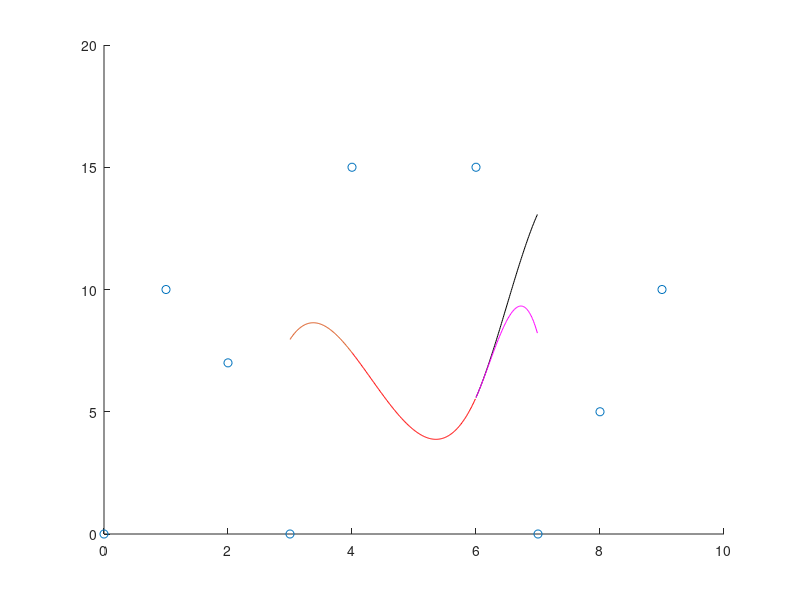

Recreate this plot in MATLAB. (Note: this script raises an error after producing the figure.)
clear all
clc
close all
%%
% M_4=[-1 3 -3 1; ...
%     3 -6 3 0; ...
%     -3 0 3 0; ...
%     1 4 1 0];
% 
% k_4=1/6;
% 
% P=[0 10 7 0 15 15 0];
% 
% ti=[0 1 2 3 4 5 6];
% tstep=[0:0.01:1];
% 
% M1=k_4*M_4*[P(1) P(1) P(1) P(2)]';
% M2=k_4*M_4*[P(1) P(1) P(2) P(3)]';
% M3=k_4*M_4*P(1:4)';
% M4=k_4*M_4*P(2:5)';
% M5=k_4*M_4*P(3:6)';
% 
% p1=[tstep'.^3 tstep'.^2 tstep'.^1 tstep'.^0]*M1;
% p2=[tstep'.^3 tstep'.^2 tstep'.^1 tstep'.^0]*M2;
% p3=[tstep'.^3 tstep'.^2 tstep'.^1 tstep'.^0]*M3;
% p4=[tstep'.^3 tstep'.^2 tstep'.^1 tstep'.^0]*M4;
% p5=[tstep'.^3 tstep'.^2 tstep'.^1 tstep'.^0]*M5;
% 
% figure;
% clf
% hold on
% plot(tstep-2,p1,'k');
% plot(tstep-1,p2,'r');
% plot(tstep,p3);
% plot(tstep+1,p4,'r');
% plot(tstep+2,p5,'k');
% hold off
% 
% figure;
% clf
% hold on
% plot(tstep-2,p1,'k');
% plot(tstep-1,p2,'r');
% plot(tstep,p3);
% plot(tstep*3+1,p4,'r');
% plot(tstep+4,p5,'k');
% hold off

%%
% M_6_=([
%   1  -5 10  -10 5   -1;
%   0  5  -20 30  -20 5;
%   0  10 -20 0   20  -10;
%   0  10 20  -60 20  10;
%   0  5  50  0   -50 -5;
%   0  1  26  66  26  1
%  ]);
% 
% M_6=M_6_(:,6:-1:1);
% 
% 
% k_6=1/120;
% 
% P=[0 10 7 0 15 15 0];
% 
% ti=[0 1 2 3 4 5 6];
% tstep=[0:0.01:1];
% 
% M1=k_6*M_6*[P(1) P(1) P(1) P(1) P(1) P(2)]';
% M2=k_6*M_6*[P(1) P(1) P(1) P(1) P(2) P(3)]';
% M3=k_6*M_6*[P(1) P(1) P(1) P(2) P(3) P(4)]';
% M4=k_6*M_6*[P(1) P(1) P(2) P(3) P(4) P(5)]';
% M5=k_6*M_6*[P(1) P(2) P(3) P(4) P(5) P(6)]';
% 
% p1=[tstep'.^5 tstep'.^4 tstep'.^3 tstep'.^2 tstep'.^1 tstep'.^0]*M1;
% p2=[tstep'.^5 tstep'.^4 tstep'.^3 tstep'.^2 tstep'.^1 tstep'.^0]*M2;
% p3=[tstep'.^5 tstep'.^4 tstep'.^3 tstep'.^2 tstep'.^1 tstep'.^0]*M3;
% p4=[tstep'.^5 tstep'.^4 tstep'.^3 tstep'.^2 tstep'.^1 tstep'.^0]*M4;
% p5=[tstep'.^5 tstep'.^4 tstep'.^3 tstep'.^2 tstep'.^1 tstep'.^0]*M5;
% 
% 
% figure;
% clf
% hold on
% plot(tstep-2,p1,'k');
% plot(tstep-1,p2,'r');
% plot(tstep,p3);
% plot(tstep+1,p4,'r');
% plot(tstep+2,p5,'k');
% hold off
%%
% clear all
% close all
% P=[0 10 7 0 15 15 0];
% ti=[0 1 2 3 4 5 6];
% tstep_1=[0:0.1:1-0.01]';
% tstep_2=[0:0.1:1-0.01]';
% tstep_3=[0:0.1:1-0.01]';
% 
% % N0=1;
% n=1;
% % N.t1=one;
% % N.ti(n-2)=[1 0 0];
% % N.ti(n-1)=[1 0 0];
% % ti=1;
% N=zeros(size(tstep_1,1)+size(tstep_2,1)+size(tstep_3,1),3);
% N(1:size(tstep_1,1),1)=ones(1:size(tstep_1,1),1);
% N(size(tstep_1,1)+1:size(tstep_1,1)+size(tstep_2,1),2)=ones(1:size(tstep_2,1),1);
% N(size(tstep_1,1)+size(tstep_2,1)+1:size(tstep_1,1)+size(tstep_2,1)+size(tstep_3,1),3)=ones(1:size(tstep_3,1),1);
% for i=1:n
%     N(:,1)=N(:,1).*(tstep_1-ti(1))/(ti(2)-ti(1))+ N(:,2).*(ti(1+n+1)-tstep_1)/(ti(1+n+1)-ti(1+1));
%     N(:,2)=N(:,2).*(tstep_2-ti(2))/(ti(3)-ti(2))+ N(:,3).*(ti(2+n+1)-tstep_2)/(ti(2+n+1)-ti(2+1));
%     N(:,3)=N(:,3).*(tstep_3-ti(3))/(ti(4)-ti(3));
% end

% % %%
% % P=[0 10 7 0 15 15 0 5 10];
% % 
% % ti=[0 1 2 3 4 5 6 7 8 9 10 11 12];
% % ti(6:end)=ti(6:end)+1;
% % 
% % n=3;
% % i=4;
% % 
% % tstep=[ti(i):0.01:ti(i+1)-0.01];
% % 
% % v1=[(ti(i+1)^3) -(3*ti(i+1)^2) (3*ti(i+1)) -(1)]/((-ti(i-2)+ti(i+1))*(-ti(i-1)+ti(i+1))*(-ti(i)+ti(i+1)));
% % v2=[-((ti(i-2)*ti(i+1)^2)/((-ti(i-2)+ti(i+1))*(-ti(i-1)+ti(i+1))*(-ti(i)+ti(i+1))))-(ti(i-1)*ti(i+1)*ti(i+2))/((-ti(i-1)+ti(i+1))*(-ti(i)+ti(i+1))*(-ti(i-1)+ti(i+2)))-(ti(i)*ti(i+2)^2)/((-ti(i)+ti(i+1))*(-ti(i-1)+ti(i+2))*(-ti(i)+ti(i+2))) ...
% %     (2*ti(i-2)*ti(i+1))/((-ti(i-2)+ti(i+1))*(-ti(i-1)+ti(i+1))*(-ti(i)+ti(i+1)))+ti(i+1)^2/((-ti(i-2)+ti(i+1))*(-ti(i-1)+ti(i+1))*(-ti(i)+ti(i+1)))+(ti(i-1)*ti(i+1))/((-ti(i-1)+ti(i+1))*(-ti(i)+ti(i+1))*(-ti(i-1)+ti(i+2)))+(ti(i-1)*ti(i+2))/((-ti(i-1)+ti(i+1))*(-ti(i)+ti(i+1))*(-ti(i-1)+ti(i+2)))+(ti(i+1)*ti(i+2))/((-ti(i-1)+ti(i+1))*(-ti(i)+ti(i+1))*(-ti(i-1)+ti(i+2)))+(2*ti(i)*ti(i+2))/((-ti(i)+ti(i+1))*(-ti(i-1)+ti(i+2))*(-ti(i)+ti(i+2)))+ti(i+2)^2/((-ti(i)+ti(i+1))*(-ti(i-1)+ti(i+2))*(-ti(i)+ti(i+2))) ...
% %     -(ti(i-2)/((-ti(i-2)+ti(i+1))*(-ti(i-1)+ti(i+1))*(-ti(i)+ti(i+1))))-(2*ti(i+1))/((-ti(i-2)+ti(i+1))*(-ti(i-1)+ti(i+1))*(-ti(i)+ti(i+1)))-ti(i-1)/((-ti(i-1)+ti(i+1))*(-ti(i)+ti(i+1))*(-ti(i-1)+ti(i+2)))-ti(i+1)/((-ti(i-1)+ti(i+1))*(-ti(i)+ti(i+1))*(-ti(i-1)+ti(i+2)))-ti(i+2)/((-ti(i-1)+ti(i+1))*(-ti(i)+ti(i+1))*(-ti(i-1)+ti(i+2)))-ti(i)/((-ti(i)+ti(i+1))*(-ti(i-1)+ti(i+2))*(-ti(i)+ti(i+2)))-(2*ti(i+2))/((-ti(i)+ti(i+1))*(-ti(i-1)+ti(i+2))*(-ti(i)+ti(i+2))) ...
% %     1/((-ti(i-2)+ti(i+1))*(-ti(i-1)+ti(i+1))*(-ti(i)+ti(i+1)))+1/((-ti(i-1)+ti(i+1))*(-ti(i)+ti(i+1))*(-ti(i-1)+ti(i+2)))+1/((-ti(i)+ti(i+1))*(-ti(i-1)+ti(i+2))*(-ti(i)+ti(i+2)))];
% % v3=[(ti(i-1)^2*ti(i+1))/((-ti(i-1)+ti(i+1))*(-ti(i)+ti(i+1))*(-ti(i-1)+ti(i+2)))+(ti(i-1)*ti(i)*ti(i+2))/((-ti(i)+ti(i+1))*(-ti(i-1)+ti(i+2))*(-ti(i)+ti(i+2)))+(ti(i)^2*ti(i+3))/((-ti(i)+ti(i+1))*(-ti(i)+ti(i+2))*(-ti(i)+ti(i+3))) ...
% %  -(ti(i-1)^2/((-ti(i-1)+ti(i+1))*(-ti(i)+ti(i+1))*(-ti(i-1)+ti(i+2))))-(2*ti(i-1)*ti(i+1))/((-ti(i-1)+ti(i+1))*(-ti(i)+ti(i+1))*(-ti(i-1)+ti(i+2)))-(ti(i-1)*ti(i))/((-ti(i)+ti(i+1))*(-ti(i-1)+ti(i+2))*(-ti(i)+ti(i+2)))-(ti(i-1)*ti(i+2))/((-ti(i)+ti(i+1))*(-ti(i-1)+ti(i+2))*(-ti(i)+ti(i+2)))-(ti(i)*ti(i+2))/((-ti(i)+ti(i+1))*(-ti(i-1)+ti(i+2))*(-ti(i)+ti(i+2)))-ti(i)^2/((-ti(i)+ti(i+1))*(-ti(i)+ti(i+2))*(-ti(i)+ti(i+3)))-(2*ti(i)*ti(i+3))/((-ti(i)+ti(i+1))*(-ti(i)+ti(i+2))*(-ti(i)+ti(i+3))) ...
% %     (2*ti(i-1))/((-ti(i-1)+ti(i+1))*(-ti(i)+ti(i+1))*(-ti(i-1)+ti(i+2)))+ti(i+1)/((-ti(i-1)+ti(i+1))*(-ti(i)+ti(i+1))*(-ti(i-1)+ti(i+2)))+ti(i-1)/((-ti(i)+ti(i+1))*(-ti(i-1)+ti(i+2))*(-ti(i)+ti(i+2)))+ti(i)/((-ti(i)+ti(i+1))*(-ti(i-1)+ti(i+2))*(-ti(i)+ti(i+2)))+ti(i+2)/((-ti(i)+ti(i+1))*(-ti(i-1)+ti(i+2))*(-ti(i)+ti(i+2)))+(2*ti(i))/((-ti(i)+ti(i+1))*(-ti(i)+ti(i+2))*(-ti(i)+ti(i+3)))+ti(i+3)/((-ti(i)+ti(i+1))*(-ti(i)+ti(i+2))*(-ti(i)+ti(i+3))) ...
% %     -(1/((-ti(i-1)+ti(i+1))*(-ti(i)+ti(i+1))*(-ti(i-1)+ti(i+2))))-1/((-ti(i)+ti(i+1))*(-ti(i-1)+ti(i+2))*(-ti(i)+ti(i+2)))-1/((-ti(i)+ti(i+1))*(-ti(i)+ti(i+2))*(-ti(i)+ti(i+3)))];
% % v4=[-(ti(i)^3) (3*ti(i)^2) -((3*ti(i))) 1]/((-ti(i)+ti(i+1))*(-ti(i)+ti(i+2))*(-ti(i)+ti(i+3)));
% % 
% % v=[v1' v2' v3' v4'];
% % 
% % % p=v*P(i:i+3)';
% % P(i-3:i)'
% % p=v*P(i-3:i)';
% % 
% % tm=[(tstep.^0)' (tstep.^1)' (tstep.^2)' (tstep.^3)'];
% % 
% % s=tm*p;
% % 
% % figure;
% % clf
% % hold on
% % plot(ti(1:9),P,'o')
% % plot(tstep,s)
% % hold off
% % %%
% % n=3;
% % i=5;
% % 
% % tstep=[ti(i):0.01:ti(i+1)-0.01];
% % 
% % v1=[(ti(i+1)^3) -(3*ti(i+1)^2) (3*ti(i+1)) -(1)]/((-ti(i-2)+ti(i+1))*(-ti(i-1)+ti(i+1))*(-ti(i)+ti(i+1)));
% % v2=[-((ti(i-2)*ti(i+1)^2)/((-ti(i-2)+ti(i+1))*(-ti(i-1)+ti(i+1))*(-ti(i)+ti(i+1))))-(ti(i-1)*ti(i+1)*ti(i+2))/((-ti(i-1)+ti(i+1))*(-ti(i)+ti(i+1))*(-ti(i-1)+ti(i+2)))-(ti(i)*ti(i+2)^2)/((-ti(i)+ti(i+1))*(-ti(i-1)+ti(i+2))*(-ti(i)+ti(i+2))) ...
% %     (2*ti(i-2)*ti(i+1))/((-ti(i-2)+ti(i+1))*(-ti(i-1)+ti(i+1))*(-ti(i)+ti(i+1)))+ti(i+1)^2/((-ti(i-2)+ti(i+1))*(-ti(i-1)+ti(i+1))*(-ti(i)+ti(i+1)))+(ti(i-1)*ti(i+1))/((-ti(i-1)+ti(i+1))*(-ti(i)+ti(i+1))*(-ti(i-1)+ti(i+2)))+(ti(i-1)*ti(i+2))/((-ti(i-1)+ti(i+1))*(-ti(i)+ti(i+1))*(-ti(i-1)+ti(i+2)))+(ti(i+1)*ti(i+2))/((-ti(i-1)+ti(i+1))*(-ti(i)+ti(i+1))*(-ti(i-1)+ti(i+2)))+(2*ti(i)*ti(i+2))/((-ti(i)+ti(i+1))*(-ti(i-1)+ti(i+2))*(-ti(i)+ti(i+2)))+ti(i+2)^2/((-ti(i)+ti(i+1))*(-ti(i-1)+ti(i+2))*(-ti(i)+ti(i+2))) ...
% %     -(ti(i-2)/((-ti(i-2)+ti(i+1))*(-ti(i-1)+ti(i+1))*(-ti(i)+ti(i+1))))-(2*ti(i+1))/((-ti(i-2)+ti(i+1))*(-ti(i-1)+ti(i+1))*(-ti(i)+ti(i+1)))-ti(i-1)/((-ti(i-1)+ti(i+1))*(-ti(i)+ti(i+1))*(-ti(i-1)+ti(i+2)))-ti(i+1)/((-ti(i-1)+ti(i+1))*(-ti(i)+ti(i+1))*(-ti(i-1)+ti(i+2)))-ti(i+2)/((-ti(i-1)+ti(i+1))*(-ti(i)+ti(i+1))*(-ti(i-1)+ti(i+2)))-ti(i)/((-ti(i)+ti(i+1))*(-ti(i-1)+ti(i+2))*(-ti(i)+ti(i+2)))-(2*ti(i+2))/((-ti(i)+ti(i+1))*(-ti(i-1)+ti(i+2))*(-ti(i)+ti(i+2))) ...
% %     1/((-ti(i-2)+ti(i+1))*(-ti(i-1)+ti(i+1))*(-ti(i)+ti(i+1)))+1/((-ti(i-1)+ti(i+1))*(-ti(i)+ti(i+1))*(-ti(i-1)+ti(i+2)))+1/((-ti(i)+ti(i+1))*(-ti(i-1)+ti(i+2))*(-ti(i)+ti(i+2)))];
% % v3=[(ti(i-1)^2*ti(i+1))/((-ti(i-1)+ti(i+1))*(-ti(i)+ti(i+1))*(-ti(i-1)+ti(i+2)))+(ti(i-1)*ti(i)*ti(i+2))/((-ti(i)+ti(i+1))*(-ti(i-1)+ti(i+2))*(-ti(i)+ti(i+2)))+(ti(i)^2*ti(i+3))/((-ti(i)+ti(i+1))*(-ti(i)+ti(i+2))*(-ti(i)+ti(i+3))) ...
% %  -(ti(i-1)^2/((-ti(i-1)+ti(i+1))*(-ti(i)+ti(i+1))*(-ti(i-1)+ti(i+2))))-(2*ti(i-1)*ti(i+1))/((-ti(i-1)+ti(i+1))*(-ti(i)+ti(i+1))*(-ti(i-1)+ti(i+2)))-(ti(i-1)*ti(i))/((-ti(i)+ti(i+1))*(-ti(i-1)+ti(i+2))*(-ti(i)+ti(i+2)))-(ti(i-1)*ti(i+2))/((-ti(i)+ti(i+1))*(-ti(i-1)+ti(i+2))*(-ti(i)+ti(i+2)))-(ti(i)*ti(i+2))/((-ti(i)+ti(i+1))*(-ti(i-1)+ti(i+2))*(-ti(i)+ti(i+2)))-ti(i)^2/((-ti(i)+ti(i+1))*(-ti(i)+ti(i+2))*(-ti(i)+ti(i+3)))-(2*ti(i)*ti(i+3))/((-ti(i)+ti(i+1))*(-ti(i)+ti(i+2))*(-ti(i)+ti(i+3))) ...
% %     (2*ti(i-1))/((-ti(i-1)+ti(i+1))*(-ti(i)+ti(i+1))*(-ti(i-1)+ti(i+2)))+ti(i+1)/((-ti(i-1)+ti(i+1))*(-ti(i)+ti(i+1))*(-ti(i-1)+ti(i+2)))+ti(i-1)/((-ti(i)+ti(i+1))*(-ti(i-1)+ti(i+2))*(-ti(i)+ti(i+2)))+ti(i)/((-ti(i)+ti(i+1))*(-ti(i-1)+ti(i+2))*(-ti(i)+ti(i+2)))+ti(i+2)/((-ti(i)+ti(i+1))*(-ti(i-1)+ti(i+2))*(-ti(i)+ti(i+2)))+(2*ti(i))/((-ti(i)+ti(i+1))*(-ti(i)+ti(i+2))*(-ti(i)+ti(i+3)))+ti(i+3)/((-ti(i)+ti(i+1))*(-ti(i)+ti(i+2))*(-ti(i)+ti(i+3))) ...
% %     -(1/((-ti(i-1)+ti(i+1))*(-ti(i)+ti(i+1))*(-ti(i-1)+ti(i+2))))-1/((-ti(i)+ti(i+1))*(-ti(i-1)+ti(i+2))*(-ti(i)+ti(i+2)))-1/((-ti(i)+ti(i+1))*(-ti(i)+ti(i+2))*(-ti(i)+ti(i+3)))];
% % v4=[-(ti(i)^3) (3*ti(i)^2) -((3*ti(i))) 1]/((-ti(i)+ti(i+1))*(-ti(i)+ti(i+2))*(-ti(i)+ti(i+3)));
% % v=[v1' v2' v3' v4'];
% % 
% % % p=v*P(i:i+3)';
% % p=v*P(i-3:i)';
% % 
% % tm=[(tstep.^0)' (tstep.^1)' (tstep.^2)' (tstep.^3)'];
% % 
% % s=tm*p;
% % hold on
% % plot(tstep,s,'r')
% % hold off
% % %%
% % n=3;
% % i=6;
% % 
% % tstep=[ti(i):0.01:ti(i+1)-0.01];
% % 
% % v1=[(ti(i+1)^3) -(3*ti(i+1)^2) (3*ti(i+1)) -(1)]/((-ti(i-2)+ti(i+1))*(-ti(i-1)+ti(i+1))*(-ti(i)+ti(i+1)));
% % v2=[-((ti(i-2)*ti(i+1)^2)/((-ti(i-2)+ti(i+1))*(-ti(i-1)+ti(i+1))*(-ti(i)+ti(i+1))))-(ti(i-1)*ti(i+1)*ti(i+2))/((-ti(i-1)+ti(i+1))*(-ti(i)+ti(i+1))*(-ti(i-1)+ti(i+2)))-(ti(i)*ti(i+2)^2)/((-ti(i)+ti(i+1))*(-ti(i-1)+ti(i+2))*(-ti(i)+ti(i+2))) ...
% %     (2*ti(i-2)*ti(i+1))/((-ti(i-2)+ti(i+1))*(-ti(i-1)+ti(i+1))*(-ti(i)+ti(i+1)))+ti(i+1)^2/((-ti(i-2)+ti(i+1))*(-ti(i-1)+ti(i+1))*(-ti(i)+ti(i+1)))+(ti(i-1)*ti(i+1))/((-ti(i-1)+ti(i+1))*(-ti(i)+ti(i+1))*(-ti(i-1)+ti(i+2)))+(ti(i-1)*ti(i+2))/((-ti(i-1)+ti(i+1))*(-ti(i)+ti(i+1))*(-ti(i-1)+ti(i+2)))+(ti(i+1)*ti(i+2))/((-ti(i-1)+ti(i+1))*(-ti(i)+ti(i+1))*(-ti(i-1)+ti(i+2)))+(2*ti(i)*ti(i+2))/((-ti(i)+ti(i+1))*(-ti(i-1)+ti(i+2))*(-ti(i)+ti(i+2)))+ti(i+2)^2/((-ti(i)+ti(i+1))*(-ti(i-1)+ti(i+2))*(-ti(i)+ti(i+2))) ...
% %     -(ti(i-2)/((-ti(i-2)+ti(i+1))*(-ti(i-1)+ti(i+1))*(-ti(i)+ti(i+1))))-(2*ti(i+1))/((-ti(i-2)+ti(i+1))*(-ti(i-1)+ti(i+1))*(-ti(i)+ti(i+1)))-ti(i-1)/((-ti(i-1)+ti(i+1))*(-ti(i)+ti(i+1))*(-ti(i-1)+ti(i+2)))-ti(i+1)/((-ti(i-1)+ti(i+1))*(-ti(i)+ti(i+1))*(-ti(i-1)+ti(i+2)))-ti(i+2)/((-ti(i-1)+ti(i+1))*(-ti(i)+ti(i+1))*(-ti(i-1)+ti(i+2)))-ti(i)/((-ti(i)+ti(i+1))*(-ti(i-1)+ti(i+2))*(-ti(i)+ti(i+2)))-(2*ti(i+2))/((-ti(i)+ti(i+1))*(-ti(i-1)+ti(i+2))*(-ti(i)+ti(i+2))) ...
% %     1/((-ti(i-2)+ti(i+1))*(-ti(i-1)+ti(i+1))*(-ti(i)+ti(i+1)))+1/((-ti(i-1)+ti(i+1))*(-ti(i)+ti(i+1))*(-ti(i-1)+ti(i+2)))+1/((-ti(i)+ti(i+1))*(-ti(i-1)+ti(i+2))*(-ti(i)+ti(i+2)))];
% % v3=[(ti(i-1)^2*ti(i+1))/((-ti(i-1)+ti(i+1))*(-ti(i)+ti(i+1))*(-ti(i-1)+ti(i+2)))+(ti(i-1)*ti(i)*ti(i+2))/((-ti(i)+ti(i+1))*(-ti(i-1)+ti(i+2))*(-ti(i)+ti(i+2)))+(ti(i)^2*ti(i+3))/((-ti(i)+ti(i+1))*(-ti(i)+ti(i+2))*(-ti(i)+ti(i+3))) ...
% %  -(ti(i-1)^2/((-ti(i-1)+ti(i+1))*(-ti(i)+ti(i+1))*(-ti(i-1)+ti(i+2))))-(2*ti(i-1)*ti(i+1))/((-ti(i-1)+ti(i+1))*(-ti(i)+ti(i+1))*(-ti(i-1)+ti(i+2)))-(ti(i-1)*ti(i))/((-ti(i)+ti(i+1))*(-ti(i-1)+ti(i+2))*(-ti(i)+ti(i+2)))-(ti(i-1)*ti(i+2))/((-ti(i)+ti(i+1))*(-ti(i-1)+ti(i+2))*(-ti(i)+ti(i+2)))-(ti(i)*ti(i+2))/((-ti(i)+ti(i+1))*(-ti(i-1)+ti(i+2))*(-ti(i)+ti(i+2)))-ti(i)^2/((-ti(i)+ti(i+1))*(-ti(i)+ti(i+2))*(-ti(i)+ti(i+3)))-(2*ti(i)*ti(i+3))/((-ti(i)+ti(i+1))*(-ti(i)+ti(i+2))*(-ti(i)+ti(i+3))) ...
% %     (2*ti(i-1))/((-ti(i-1)+ti(i+1))*(-ti(i)+ti(i+1))*(-ti(i-1)+ti(i+2)))+ti(i+1)/((-ti(i-1)+ti(i+1))*(-ti(i)+ti(i+1))*(-ti(i-1)+ti(i+2)))+ti(i-1)/((-ti(i)+ti(i+1))*(-ti(i-1)+ti(i+2))*(-ti(i)+ti(i+2)))+ti(i)/((-ti(i)+ti(i+1))*(-ti(i-1)+ti(i+2))*(-ti(i)+ti(i+2)))+ti(i+2)/((-ti(i)+ti(i+1))*(-ti(i-1)+ti(i+2))*(-ti(i)+ti(i+2)))+(2*ti(i))/((-ti(i)+ti(i+1))*(-ti(i)+ti(i+2))*(-ti(i)+ti(i+3)))+ti(i+3)/((-ti(i)+ti(i+1))*(-ti(i)+ti(i+2))*(-ti(i)+ti(i+3))) ...
% %     -(1/((-ti(i-1)+ti(i+1))*(-ti(i)+ti(i+1))*(-ti(i-1)+ti(i+2))))-1/((-ti(i)+ti(i+1))*(-ti(i-1)+ti(i+2))*(-ti(i)+ti(i+2)))-1/((-ti(i)+ti(i+1))*(-ti(i)+ti(i+2))*(-ti(i)+ti(i+3)))];
% % v4=[-(ti(i)^3) (3*ti(i)^2) -((3*ti(i))) 1]/((-ti(i)+ti(i+1))*(-ti(i)+ti(i+2))*(-ti(i)+ti(i+3)));
% % v=[v1' v2' v3' v4'];
% % 
% % % p=v*P(i:i+3)';
% % p=v*P(i-3:i)';
% % 
% % tm=[(tstep.^0)' (tstep.^1)' (tstep.^2)' (tstep.^3)'];
% % 
% % s=tm*p;
% % hold on
% % plot(tstep,s,'k')
% % hold off
% % % %%
% % % n=
% % % v=[-(ti(n)^3) (3*ti(n)^2) -(3*ti(n)) 1]/((-ti(n)+ti(n+1))*(-ti(n)+ti(n+2))*(-ti(n)+ti(n+2)));
% % %%
% % n=3;
% % i=3;
% % 
% % tstep=[ti(i):0.01:ti(i+1)-0.01];
% % 
% % v1=[(ti(i+1)^3) -(3*ti(i+1)^2) (3*ti(i+1)) -(1)]/((-ti(i-2)+ti(i+1))*(-ti(i-1)+ti(i+1))*(-ti(i)+ti(i+1)));
% % v2=[-((ti(i-2)*ti(i+1)^2)/((-ti(i-2)+ti(i+1))*(-ti(i-1)+ti(i+1))*(-ti(i)+ti(i+1))))-(ti(i-1)*ti(i+1)*ti(i+2))/((-ti(i-1)+ti(i+1))*(-ti(i)+ti(i+1))*(-ti(i-1)+ti(i+2)))-(ti(i)*ti(i+2)^2)/((-ti(i)+ti(i+1))*(-ti(i-1)+ti(i+2))*(-ti(i)+ti(i+2))) ...
% %     (2*ti(i-2)*ti(i+1))/((-ti(i-2)+ti(i+1))*(-ti(i-1)+ti(i+1))*(-ti(i)+ti(i+1)))+ti(i+1)^2/((-ti(i-2)+ti(i+1))*(-ti(i-1)+ti(i+1))*(-ti(i)+ti(i+1)))+(ti(i-1)*ti(i+1))/((-ti(i-1)+ti(i+1))*(-ti(i)+ti(i+1))*(-ti(i-1)+ti(i+2)))+(ti(i-1)*ti(i+2))/((-ti(i-1)+ti(i+1))*(-ti(i)+ti(i+1))*(-ti(i-1)+ti(i+2)))+(ti(i+1)*ti(i+2))/((-ti(i-1)+ti(i+1))*(-ti(i)+ti(i+1))*(-ti(i-1)+ti(i+2)))+(2*ti(i)*ti(i+2))/((-ti(i)+ti(i+1))*(-ti(i-1)+ti(i+2))*(-ti(i)+ti(i+2)))+ti(i+2)^2/((-ti(i)+ti(i+1))*(-ti(i-1)+ti(i+2))*(-ti(i)+ti(i+2))) ...
% %     -(ti(i-2)/((-ti(i-2)+ti(i+1))*(-ti(i-1)+ti(i+1))*(-ti(i)+ti(i+1))))-(2*ti(i+1))/((-ti(i-2)+ti(i+1))*(-ti(i-1)+ti(i+1))*(-ti(i)+ti(i+1)))-ti(i-1)/((-ti(i-1)+ti(i+1))*(-ti(i)+ti(i+1))*(-ti(i-1)+ti(i+2)))-ti(i+1)/((-ti(i-1)+ti(i+1))*(-ti(i)+ti(i+1))*(-ti(i-1)+ti(i+2)))-ti(i+2)/((-ti(i-1)+ti(i+1))*(-ti(i)+ti(i+1))*(-ti(i-1)+ti(i+2)))-ti(i)/((-ti(i)+ti(i+1))*(-ti(i-1)+ti(i+2))*(-ti(i)+ti(i+2)))-(2*ti(i+2))/((-ti(i)+ti(i+1))*(-ti(i-1)+ti(i+2))*(-ti(i)+ti(i+2))) ...
% %     1/((-ti(i-2)+ti(i+1))*(-ti(i-1)+ti(i+1))*(-ti(i)+ti(i+1)))+1/((-ti(i-1)+ti(i+1))*(-ti(i)+ti(i+1))*(-ti(i-1)+ti(i+2)))+1/((-ti(i)+ti(i+1))*(-ti(i-1)+ti(i+2))*(-ti(i)+ti(i+2)))];
% % v3=[(ti(i-1)^2*ti(i+1))/((-ti(i-1)+ti(i+1))*(-ti(i)+ti(i+1))*(-ti(i-1)+ti(i+2)))+(ti(i-1)*ti(i)*ti(i+2))/((-ti(i)+ti(i+1))*(-ti(i-1)+ti(i+2))*(-ti(i)+ti(i+2)))+(ti(i)^2*ti(i+3))/((-ti(i)+ti(i+1))*(-ti(i)+ti(i+2))*(-ti(i)+ti(i+3))) ...
% %  -(ti(i-1)^2/((-ti(i-1)+ti(i+1))*(-ti(i)+ti(i+1))*(-ti(i-1)+ti(i+2))))-(2*ti(i-1)*ti(i+1))/((-ti(i-1)+ti(i+1))*(-ti(i)+ti(i+1))*(-ti(i-1)+ti(i+2)))-(ti(i-1)*ti(i))/((-ti(i)+ti(i+1))*(-ti(i-1)+ti(i+2))*(-ti(i)+ti(i+2)))-(ti(i-1)*ti(i+2))/((-ti(i)+ti(i+1))*(-ti(i-1)+ti(i+2))*(-ti(i)+ti(i+2)))-(ti(i)*ti(i+2))/((-ti(i)+ti(i+1))*(-ti(i-1)+ti(i+2))*(-ti(i)+ti(i+2)))-ti(i)^2/((-ti(i)+ti(i+1))*(-ti(i)+ti(i+2))*(-ti(i)+ti(i+3)))-(2*ti(i)*ti(i+3))/((-ti(i)+ti(i+1))*(-ti(i)+ti(i+2))*(-ti(i)+ti(i+3))) ...
% %     (2*ti(i-1))/((-ti(i-1)+ti(i+1))*(-ti(i)+ti(i+1))*(-ti(i-1)+ti(i+2)))+ti(i+1)/((-ti(i-1)+ti(i+1))*(-ti(i)+ti(i+1))*(-ti(i-1)+ti(i+2)))+ti(i-1)/((-ti(i)+ti(i+1))*(-ti(i-1)+ti(i+2))*(-ti(i)+ti(i+2)))+ti(i)/((-ti(i)+ti(i+1))*(-ti(i-1)+ti(i+2))*(-ti(i)+ti(i+2)))+ti(i+2)/((-ti(i)+ti(i+1))*(-ti(i-1)+ti(i+2))*(-ti(i)+ti(i+2)))+(2*ti(i))/((-ti(i)+ti(i+1))*(-ti(i)+ti(i+2))*(-ti(i)+ti(i+3)))+ti(i+3)/((-ti(i)+ti(i+1))*(-ti(i)+ti(i+2))*(-ti(i)+ti(i+3))) ...
% %     -(1/((-ti(i-1)+ti(i+1))*(-ti(i)+ti(i+1))*(-ti(i-1)+ti(i+2))))-1/((-ti(i)+ti(i+1))*(-ti(i-1)+ti(i+2))*(-ti(i)+ti(i+2)))-1/((-ti(i)+ti(i+1))*(-ti(i)+ti(i+2))*(-ti(i)+ti(i+3)))];
% % v4=[-(ti(i)^3) (3*ti(i)^2) -((3*ti(i))) 1]/((-ti(i)+ti(i+1))*(-ti(i)+ti(i+2))*(-ti(i)+ti(i+3)));
% % 
% % v=[v2' v3' v4'];
% % 
% % % p=v*P(i:i+3)';
% % p=v*P(i-2:i)';
% % 
% % tm=[(tstep.^0)' (tstep.^1)' (tstep.^2)' (tstep.^3)'];
% % 
% % s=tm*p;
% % hold on
% % plot(tstep,s,'k')
% % hold off
% % %%
% % n=3;
% % i=2;
% % 
% % tstep=[ti(i):0.01:ti(i+1)-0.01];
% % 
% % v3=[(ti(i-1)^2*ti(i+1))/((-ti(i-1)+ti(i+1))*(-ti(i)+ti(i+1))*(-ti(i-1)+ti(i+2)))+(ti(i-1)*ti(i)*ti(i+2))/((-ti(i)+ti(i+1))*(-ti(i-1)+ti(i+2))*(-ti(i)+ti(i+2)))+(ti(i)^2*ti(i+3))/((-ti(i)+ti(i+1))*(-ti(i)+ti(i+2))*(-ti(i)+ti(i+3))) ...
% %  -(ti(i-1)^2/((-ti(i-1)+ti(i+1))*(-ti(i)+ti(i+1))*(-ti(i-1)+ti(i+2))))-(2*ti(i-1)*ti(i+1))/((-ti(i-1)+ti(i+1))*(-ti(i)+ti(i+1))*(-ti(i-1)+ti(i+2)))-(ti(i-1)*ti(i))/((-ti(i)+ti(i+1))*(-ti(i-1)+ti(i+2))*(-ti(i)+ti(i+2)))-(ti(i-1)*ti(i+2))/((-ti(i)+ti(i+1))*(-ti(i-1)+ti(i+2))*(-ti(i)+ti(i+2)))-(ti(i)*ti(i+2))/((-ti(i)+ti(i+1))*(-ti(i-1)+ti(i+2))*(-ti(i)+ti(i+2)))-ti(i)^2/((-ti(i)+ti(i+1))*(-ti(i)+ti(i+2))*(-ti(i)+ti(i+3)))-(2*ti(i)*ti(i+3))/((-ti(i)+ti(i+1))*(-ti(i)+ti(i+2))*(-ti(i)+ti(i+3))) ...
% %     (2*ti(i-1))/((-ti(i-1)+ti(i+1))*(-ti(i)+ti(i+1))*(-ti(i-1)+ti(i+2)))+ti(i+1)/((-ti(i-1)+ti(i+1))*(-ti(i)+ti(i+1))*(-ti(i-1)+ti(i+2)))+ti(i-1)/((-ti(i)+ti(i+1))*(-ti(i-1)+ti(i+2))*(-ti(i)+ti(i+2)))+ti(i)/((-ti(i)+ti(i+1))*(-ti(i-1)+ti(i+2))*(-ti(i)+ti(i+2)))+ti(i+2)/((-ti(i)+ti(i+1))*(-ti(i-1)+ti(i+2))*(-ti(i)+ti(i+2)))+(2*ti(i))/((-ti(i)+ti(i+1))*(-ti(i)+ti(i+2))*(-ti(i)+ti(i+3)))+ti(i+3)/((-ti(i)+ti(i+1))*(-ti(i)+ti(i+2))*(-ti(i)+ti(i+3))) ...
% %     -(1/((-ti(i-1)+ti(i+1))*(-ti(i)+ti(i+1))*(-ti(i-1)+ti(i+2))))-1/((-ti(i)+ti(i+1))*(-ti(i-1)+ti(i+2))*(-ti(i)+ti(i+2)))-1/((-ti(i)+ti(i+1))*(-ti(i)+ti(i+2))*(-ti(i)+ti(i+3)))];
% % v4=[-(ti(i)^3) (3*ti(i)^2) -((3*ti(i))) 1]/((-ti(i)+ti(i+1))*(-ti(i)+ti(i+2))*(-ti(i)+ti(i+3)));
% % 
% % v=[v3' v4'];
% % 
% % % p=v*P(i:i+3)';
% % p=v*P(i-1:i)';
% % 
% % tm=[(tstep.^0)' (tstep.^1)' (tstep.^2)' (tstep.^3)'];
% % 
% % s=tm*p;
% % hold on
% % plot(tstep,s,'r')
% % hold off
% % %%
% % n=3;
% % i=1;
% % 
% % tstep=[ti(i):0.01:ti(i+1)-0.01];
% % 
% % v4=[-(ti(i)^3) (3*ti(i)^2) -((3*ti(i))) 1]/((-ti(i)+ti(i+1))*(-ti(i)+ti(i+2))*(-ti(i)+ti(i+3)));
% % 
% % v=[v4'];
% % 
% % % p=v*P(i:i+3)';
% % p=v*P(i:i)';
% % 
% % tm=[(tstep.^0)' (tstep.^1)' (tstep.^2)' (tstep.^3)'];
% % 
% % s=tm*p;
% % hold on
% % plot(tstep,s,'b')
% % hold off


%%
clear all
P=[0 10 7 0 15 15 0 5 10];

ti=[0 1 2 3 4 5 6 7 8 9 10 11 12];
ti(6:end)=ti(6:end)+1;

n=3;
i=4;

tstep=[ti(i):0.01:ti(i+1)-0.01];
tstep=[ti(i):0.01:ti(i+1)];


v1=[(ti(i+1)^3) -(3*ti(i+1)^2) (3*ti(i+1)) -(1)]/((-ti(i-2)+ti(i+1))*(-ti(i-1)+ti(i+1))*(-ti(i)+ti(i+1)));
v2=[-((ti(i-2)*ti(i+1)^2)/((-ti(i-2)+ti(i+1))*(-ti(i-1)+ti(i+1))*(-ti(i)+ti(i+1))))-(ti(i-1)*ti(i+1)*ti(i+2))/((-ti(i-1)+ti(i+1))*(-ti(i)+ti(i+1))*(-ti(i-1)+ti(i+2)))-(ti(i)*ti(i+2)^2)/((-ti(i)+ti(i+1))*(-ti(i-1)+ti(i+2))*(-ti(i)+ti(i+2))) ...
    (2*ti(i-2)*ti(i+1))/((-ti(i-2)+ti(i+1))*(-ti(i-1)+ti(i+1))*(-ti(i)+ti(i+1)))+ti(i+1)^2/((-ti(i-2)+ti(i+1))*(-ti(i-1)+ti(i+1))*(-ti(i)+ti(i+1)))+(ti(i-1)*ti(i+1))/((-ti(i-1)+ti(i+1))*(-ti(i)+ti(i+1))*(-ti(i-1)+ti(i+2)))+(ti(i-1)*ti(i+2))/((-ti(i-1)+ti(i+1))*(-ti(i)+ti(i+1))*(-ti(i-1)+ti(i+2)))+(ti(i+1)*ti(i+2))/((-ti(i-1)+ti(i+1))*(-ti(i)+ti(i+1))*(-ti(i-1)+ti(i+2)))+(2*ti(i)*ti(i+2))/((-ti(i)+ti(i+1))*(-ti(i-1)+ti(i+2))*(-ti(i)+ti(i+2)))+ti(i+2)^2/((-ti(i)+ti(i+1))*(-ti(i-1)+ti(i+2))*(-ti(i)+ti(i+2))) ...
    -(ti(i-2)/((-ti(i-2)+ti(i+1))*(-ti(i-1)+ti(i+1))*(-ti(i)+ti(i+1))))-(2*ti(i+1))/((-ti(i-2)+ti(i+1))*(-ti(i-1)+ti(i+1))*(-ti(i)+ti(i+1)))-ti(i-1)/((-ti(i-1)+ti(i+1))*(-ti(i)+ti(i+1))*(-ti(i-1)+ti(i+2)))-ti(i+1)/((-ti(i-1)+ti(i+1))*(-ti(i)+ti(i+1))*(-ti(i-1)+ti(i+2)))-ti(i+2)/((-ti(i-1)+ti(i+1))*(-ti(i)+ti(i+1))*(-ti(i-1)+ti(i+2)))-ti(i)/((-ti(i)+ti(i+1))*(-ti(i-1)+ti(i+2))*(-ti(i)+ti(i+2)))-(2*ti(i+2))/((-ti(i)+ti(i+1))*(-ti(i-1)+ti(i+2))*(-ti(i)+ti(i+2))) ...
    1/((-ti(i-2)+ti(i+1))*(-ti(i-1)+ti(i+1))*(-ti(i)+ti(i+1)))+1/((-ti(i-1)+ti(i+1))*(-ti(i)+ti(i+1))*(-ti(i-1)+ti(i+2)))+1/((-ti(i)+ti(i+1))*(-ti(i-1)+ti(i+2))*(-ti(i)+ti(i+2)))];
v3=[(ti(i-1)^2*ti(i+1))/((-ti(i-1)+ti(i+1))*(-ti(i)+ti(i+1))*(-ti(i-1)+ti(i+2)))+(ti(i-1)*ti(i)*ti(i+2))/((-ti(i)+ti(i+1))*(-ti(i-1)+ti(i+2))*(-ti(i)+ti(i+2)))+(ti(i)^2*ti(i+3))/((-ti(i)+ti(i+1))*(-ti(i)+ti(i+2))*(-ti(i)+ti(i+3))) ...
 -(ti(i-1)^2/((-ti(i-1)+ti(i+1))*(-ti(i)+ti(i+1))*(-ti(i-1)+ti(i+2))))-(2*ti(i-1)*ti(i+1))/((-ti(i-1)+ti(i+1))*(-ti(i)+ti(i+1))*(-ti(i-1)+ti(i+2)))-(ti(i-1)*ti(i))/((-ti(i)+ti(i+1))*(-ti(i-1)+ti(i+2))*(-ti(i)+ti(i+2)))-(ti(i-1)*ti(i+2))/((-ti(i)+ti(i+1))*(-ti(i-1)+ti(i+2))*(-ti(i)+ti(i+2)))-(ti(i)*ti(i+2))/((-ti(i)+ti(i+1))*(-ti(i-1)+ti(i+2))*(-ti(i)+ti(i+2)))-ti(i)^2/((-ti(i)+ti(i+1))*(-ti(i)+ti(i+2))*(-ti(i)+ti(i+3)))-(2*ti(i)*ti(i+3))/((-ti(i)+ti(i+1))*(-ti(i)+ti(i+2))*(-ti(i)+ti(i+3))) ...
    (2*ti(i-1))/((-ti(i-1)+ti(i+1))*(-ti(i)+ti(i+1))*(-ti(i-1)+ti(i+2)))+ti(i+1)/((-ti(i-1)+ti(i+1))*(-ti(i)+ti(i+1))*(-ti(i-1)+ti(i+2)))+ti(i-1)/((-ti(i)+ti(i+1))*(-ti(i-1)+ti(i+2))*(-ti(i)+ti(i+2)))+ti(i)/((-ti(i)+ti(i+1))*(-ti(i-1)+ti(i+2))*(-ti(i)+ti(i+2)))+ti(i+2)/((-ti(i)+ti(i+1))*(-ti(i-1)+ti(i+2))*(-ti(i)+ti(i+2)))+(2*ti(i))/((-ti(i)+ti(i+1))*(-ti(i)+ti(i+2))*(-ti(i)+ti(i+3)))+ti(i+3)/((-ti(i)+ti(i+1))*(-ti(i)+ti(i+2))*(-ti(i)+ti(i+3))) ...
    -(1/((-ti(i-1)+ti(i+1))*(-ti(i)+ti(i+1))*(-ti(i-1)+ti(i+2))))-1/((-ti(i)+ti(i+1))*(-ti(i-1)+ti(i+2))*(-ti(i)+ti(i+2)))-1/((-ti(i)+ti(i+1))*(-ti(i)+ti(i+2))*(-ti(i)+ti(i+3)))];
v4=[-(ti(i)^3) (3*ti(i)^2) -((3*ti(i))) 1]/((-ti(i)+ti(i+1))*(-ti(i)+ti(i+2))*(-ti(i)+ti(i+3)));

v=[v1' v2' v3' v4'];

% p=v*P(i:i+3)';

tm=[(tstep.^0)' (tstep.^1)' (tstep.^2)' (tstep.^3)'];
tm_d=[0*(tstep.^0)' 1*(tstep.^0)' 2*(tstep.^1)' 3*(tstep.^2)'];
tm_dd=[0*(tstep.^0)' 0*1*(tstep.^0)' 1*2*(tstep.^0)' 2*3*(tstep.^1)'];

% syms a b c d
% [sol_a, sol_b, sol_c, sol_d]=solve([tm(1,:);tm_d(1,:);tm_dd(1,:);tm(end,:)]*v*[a;b;c;d]==[0;0;0;1]);

p=v*P(i-3:i)';
% p=v*[sol_a; sol_b; sol_c; sol_d];
s=tm*p;
% s=tm_d*p;
% s=tm_dd*p;

figure;
clf
hold on
plot(ti(1:9),P,'o')
plot(tstep,s)
hold off
%%%%
%%
n=3;
i=5;

tstep=[ti(i):0.01:ti(i+1)-0.01];

v1=[(ti(i+1)^3) -(3*ti(i+1)^2) (3*ti(i+1)) -(1)]/((-ti(i-2)+ti(i+1))*(-ti(i-1)+ti(i+1))*(-ti(i)+ti(i+1)));
v2=[-((ti(i-2)*ti(i+1)^2)/((-ti(i-2)+ti(i+1))*(-ti(i-1)+ti(i+1))*(-ti(i)+ti(i+1))))-(ti(i-1)*ti(i+1)*ti(i+2))/((-ti(i-1)+ti(i+1))*(-ti(i)+ti(i+1))*(-ti(i-1)+ti(i+2)))-(ti(i)*ti(i+2)^2)/((-ti(i)+ti(i+1))*(-ti(i-1)+ti(i+2))*(-ti(i)+ti(i+2))) ...
    (2*ti(i-2)*ti(i+1))/((-ti(i-2)+ti(i+1))*(-ti(i-1)+ti(i+1))*(-ti(i)+ti(i+1)))+ti(i+1)^2/((-ti(i-2)+ti(i+1))*(-ti(i-1)+ti(i+1))*(-ti(i)+ti(i+1)))+(ti(i-1)*ti(i+1))/((-ti(i-1)+ti(i+1))*(-ti(i)+ti(i+1))*(-ti(i-1)+ti(i+2)))+(ti(i-1)*ti(i+2))/((-ti(i-1)+ti(i+1))*(-ti(i)+ti(i+1))*(-ti(i-1)+ti(i+2)))+(ti(i+1)*ti(i+2))/((-ti(i-1)+ti(i+1))*(-ti(i)+ti(i+1))*(-ti(i-1)+ti(i+2)))+(2*ti(i)*ti(i+2))/((-ti(i)+ti(i+1))*(-ti(i-1)+ti(i+2))*(-ti(i)+ti(i+2)))+ti(i+2)^2/((-ti(i)+ti(i+1))*(-ti(i-1)+ti(i+2))*(-ti(i)+ti(i+2))) ...
    -(ti(i-2)/((-ti(i-2)+ti(i+1))*(-ti(i-1)+ti(i+1))*(-ti(i)+ti(i+1))))-(2*ti(i+1))/((-ti(i-2)+ti(i+1))*(-ti(i-1)+ti(i+1))*(-ti(i)+ti(i+1)))-ti(i-1)/((-ti(i-1)+ti(i+1))*(-ti(i)+ti(i+1))*(-ti(i-1)+ti(i+2)))-ti(i+1)/((-ti(i-1)+ti(i+1))*(-ti(i)+ti(i+1))*(-ti(i-1)+ti(i+2)))-ti(i+2)/((-ti(i-1)+ti(i+1))*(-ti(i)+ti(i+1))*(-ti(i-1)+ti(i+2)))-ti(i)/((-ti(i)+ti(i+1))*(-ti(i-1)+ti(i+2))*(-ti(i)+ti(i+2)))-(2*ti(i+2))/((-ti(i)+ti(i+1))*(-ti(i-1)+ti(i+2))*(-ti(i)+ti(i+2))) ...
    1/((-ti(i-2)+ti(i+1))*(-ti(i-1)+ti(i+1))*(-ti(i)+ti(i+1)))+1/((-ti(i-1)+ti(i+1))*(-ti(i)+ti(i+1))*(-ti(i-1)+ti(i+2)))+1/((-ti(i)+ti(i+1))*(-ti(i-1)+ti(i+2))*(-ti(i)+ti(i+2)))];
v3=[(ti(i-1)^2*ti(i+1))/((-ti(i-1)+ti(i+1))*(-ti(i)+ti(i+1))*(-ti(i-1)+ti(i+2)))+(ti(i-1)*ti(i)*ti(i+2))/((-ti(i)+ti(i+1))*(-ti(i-1)+ti(i+2))*(-ti(i)+ti(i+2)))+(ti(i)^2*ti(i+3))/((-ti(i)+ti(i+1))*(-ti(i)+ti(i+2))*(-ti(i)+ti(i+3))) ...
 -(ti(i-1)^2/((-ti(i-1)+ti(i+1))*(-ti(i)+ti(i+1))*(-ti(i-1)+ti(i+2))))-(2*ti(i-1)*ti(i+1))/((-ti(i-1)+ti(i+1))*(-ti(i)+ti(i+1))*(-ti(i-1)+ti(i+2)))-(ti(i-1)*ti(i))/((-ti(i)+ti(i+1))*(-ti(i-1)+ti(i+2))*(-ti(i)+ti(i+2)))-(ti(i-1)*ti(i+2))/((-ti(i)+ti(i+1))*(-ti(i-1)+ti(i+2))*(-ti(i)+ti(i+2)))-(ti(i)*ti(i+2))/((-ti(i)+ti(i+1))*(-ti(i-1)+ti(i+2))*(-ti(i)+ti(i+2)))-ti(i)^2/((-ti(i)+ti(i+1))*(-ti(i)+ti(i+2))*(-ti(i)+ti(i+3)))-(2*ti(i)*ti(i+3))/((-ti(i)+ti(i+1))*(-ti(i)+ti(i+2))*(-ti(i)+ti(i+3))) ...
    (2*ti(i-1))/((-ti(i-1)+ti(i+1))*(-ti(i)+ti(i+1))*(-ti(i-1)+ti(i+2)))+ti(i+1)/((-ti(i-1)+ti(i+1))*(-ti(i)+ti(i+1))*(-ti(i-1)+ti(i+2)))+ti(i-1)/((-ti(i)+ti(i+1))*(-ti(i-1)+ti(i+2))*(-ti(i)+ti(i+2)))+ti(i)/((-ti(i)+ti(i+1))*(-ti(i-1)+ti(i+2))*(-ti(i)+ti(i+2)))+ti(i+2)/((-ti(i)+ti(i+1))*(-ti(i-1)+ti(i+2))*(-ti(i)+ti(i+2)))+(2*ti(i))/((-ti(i)+ti(i+1))*(-ti(i)+ti(i+2))*(-ti(i)+ti(i+3)))+ti(i+3)/((-ti(i)+ti(i+1))*(-ti(i)+ti(i+2))*(-ti(i)+ti(i+3))) ...
    -(1/((-ti(i-1)+ti(i+1))*(-ti(i)+ti(i+1))*(-ti(i-1)+ti(i+2))))-1/((-ti(i)+ti(i+1))*(-ti(i-1)+ti(i+2))*(-ti(i)+ti(i+2)))-1/((-ti(i)+ti(i+1))*(-ti(i)+ti(i+2))*(-ti(i)+ti(i+3)))];
v4=[-(ti(i)^3) (3*ti(i)^2) -((3*ti(i))) 1]/((-ti(i)+ti(i+1))*(-ti(i)+ti(i+2))*(-ti(i)+ti(i+3)));
v=[v1' v2' v3' v4'];

% p=v*P(i:i+3)';
p=v*P(i-3:i)';


tm=[(tstep.^0)' (tstep.^1)' (tstep.^2)' (tstep.^3)'];
tm_d=[0*(tstep.^0)' 1*(tstep.^0)' 2*(tstep.^1)' 3*(tstep.^2)'];
tm_dd=[0*(tstep.^0)' 0*1*(tstep.^0)' 1*2*(tstep.^0)' 2*3*(tstep.^1)'];

s=tm*p;
% s=tm_d*p;
% s=tm_dd*p;

hold on
plot(tstep,s,'r')
hold off
%%
n=3;
i=6;

tstep=[ti(i):0.01:ti(i+1)-0.01];

v1=[(ti(i+1)^3) -(3*ti(i+1)^2) (3*ti(i+1)) -(1)]/((-ti(i-2)+ti(i+1))*(-ti(i-1)+ti(i+1))*(-ti(i)+ti(i+1)));
v2=[-((ti(i-2)*ti(i+1)^2)/((-ti(i-2)+ti(i+1))*(-ti(i-1)+ti(i+1))*(-ti(i)+ti(i+1))))-(ti(i-1)*ti(i+1)*ti(i+2))/((-ti(i-1)+ti(i+1))*(-ti(i)+ti(i+1))*(-ti(i-1)+ti(i+2)))-(ti(i)*ti(i+2)^2)/((-ti(i)+ti(i+1))*(-ti(i-1)+ti(i+2))*(-ti(i)+ti(i+2))) ...
    (2*ti(i-2)*ti(i+1))/((-ti(i-2)+ti(i+1))*(-ti(i-1)+ti(i+1))*(-ti(i)+ti(i+1)))+ti(i+1)^2/((-ti(i-2)+ti(i+1))*(-ti(i-1)+ti(i+1))*(-ti(i)+ti(i+1)))+(ti(i-1)*ti(i+1))/((-ti(i-1)+ti(i+1))*(-ti(i)+ti(i+1))*(-ti(i-1)+ti(i+2)))+(ti(i-1)*ti(i+2))/((-ti(i-1)+ti(i+1))*(-ti(i)+ti(i+1))*(-ti(i-1)+ti(i+2)))+(ti(i+1)*ti(i+2))/((-ti(i-1)+ti(i+1))*(-ti(i)+ti(i+1))*(-ti(i-1)+ti(i+2)))+(2*ti(i)*ti(i+2))/((-ti(i)+ti(i+1))*(-ti(i-1)+ti(i+2))*(-ti(i)+ti(i+2)))+ti(i+2)^2/((-ti(i)+ti(i+1))*(-ti(i-1)+ti(i+2))*(-ti(i)+ti(i+2))) ...
    -(ti(i-2)/((-ti(i-2)+ti(i+1))*(-ti(i-1)+ti(i+1))*(-ti(i)+ti(i+1))))-(2*ti(i+1))/((-ti(i-2)+ti(i+1))*(-ti(i-1)+ti(i+1))*(-ti(i)+ti(i+1)))-ti(i-1)/((-ti(i-1)+ti(i+1))*(-ti(i)+ti(i+1))*(-ti(i-1)+ti(i+2)))-ti(i+1)/((-ti(i-1)+ti(i+1))*(-ti(i)+ti(i+1))*(-ti(i-1)+ti(i+2)))-ti(i+2)/((-ti(i-1)+ti(i+1))*(-ti(i)+ti(i+1))*(-ti(i-1)+ti(i+2)))-ti(i)/((-ti(i)+ti(i+1))*(-ti(i-1)+ti(i+2))*(-ti(i)+ti(i+2)))-(2*ti(i+2))/((-ti(i)+ti(i+1))*(-ti(i-1)+ti(i+2))*(-ti(i)+ti(i+2))) ...
    1/((-ti(i-2)+ti(i+1))*(-ti(i-1)+ti(i+1))*(-ti(i)+ti(i+1)))+1/((-ti(i-1)+ti(i+1))*(-ti(i)+ti(i+1))*(-ti(i-1)+ti(i+2)))+1/((-ti(i)+ti(i+1))*(-ti(i-1)+ti(i+2))*(-ti(i)+ti(i+2)))];
v3=[(ti(i-1)^2*ti(i+1))/((-ti(i-1)+ti(i+1))*(-ti(i)+ti(i+1))*(-ti(i-1)+ti(i+2)))+(ti(i-1)*ti(i)*ti(i+2))/((-ti(i)+ti(i+1))*(-ti(i-1)+ti(i+2))*(-ti(i)+ti(i+2)))+(ti(i)^2*ti(i+3))/((-ti(i)+ti(i+1))*(-ti(i)+ti(i+2))*(-ti(i)+ti(i+3))) ...
 -(ti(i-1)^2/((-ti(i-1)+ti(i+1))*(-ti(i)+ti(i+1))*(-ti(i-1)+ti(i+2))))-(2*ti(i-1)*ti(i+1))/((-ti(i-1)+ti(i+1))*(-ti(i)+ti(i+1))*(-ti(i-1)+ti(i+2)))-(ti(i-1)*ti(i))/((-ti(i)+ti(i+1))*(-ti(i-1)+ti(i+2))*(-ti(i)+ti(i+2)))-(ti(i-1)*ti(i+2))/((-ti(i)+ti(i+1))*(-ti(i-1)+ti(i+2))*(-ti(i)+ti(i+2)))-(ti(i)*ti(i+2))/((-ti(i)+ti(i+1))*(-ti(i-1)+ti(i+2))*(-ti(i)+ti(i+2)))-ti(i)^2/((-ti(i)+ti(i+1))*(-ti(i)+ti(i+2))*(-ti(i)+ti(i+3)))-(2*ti(i)*ti(i+3))/((-ti(i)+ti(i+1))*(-ti(i)+ti(i+2))*(-ti(i)+ti(i+3))) ...
    (2*ti(i-1))/((-ti(i-1)+ti(i+1))*(-ti(i)+ti(i+1))*(-ti(i-1)+ti(i+2)))+ti(i+1)/((-ti(i-1)+ti(i+1))*(-ti(i)+ti(i+1))*(-ti(i-1)+ti(i+2)))+ti(i-1)/((-ti(i)+ti(i+1))*(-ti(i-1)+ti(i+2))*(-ti(i)+ti(i+2)))+ti(i)/((-ti(i)+ti(i+1))*(-ti(i-1)+ti(i+2))*(-ti(i)+ti(i+2)))+ti(i+2)/((-ti(i)+ti(i+1))*(-ti(i-1)+ti(i+2))*(-ti(i)+ti(i+2)))+(2*ti(i))/((-ti(i)+ti(i+1))*(-ti(i)+ti(i+2))*(-ti(i)+ti(i+3)))+ti(i+3)/((-ti(i)+ti(i+1))*(-ti(i)+ti(i+2))*(-ti(i)+ti(i+3))) ...
    -(1/((-ti(i-1)+ti(i+1))*(-ti(i)+ti(i+1))*(-ti(i-1)+ti(i+2))))-1/((-ti(i)+ti(i+1))*(-ti(i-1)+ti(i+2))*(-ti(i)+ti(i+2)))-1/((-ti(i)+ti(i+1))*(-ti(i)+ti(i+2))*(-ti(i)+ti(i+3)))];
v4=[-(ti(i)^3) (3*ti(i)^2) -((3*ti(i))) 1]/((-ti(i)+ti(i+1))*(-ti(i)+ti(i+2))*(-ti(i)+ti(i+3)));
v=[v1' v2' v3' v4'];

% p=v*P(i:i+3)';
p=v*P(i-3:i)';


tm=[(tstep.^0)' (tstep.^1)' (tstep.^2)' (tstep.^3)'];
tm_d=[0*(tstep.^0)' 1*(tstep.^0)' 2*(tstep.^1)' 3*(tstep.^2)'];
tm_dd=[0*(tstep.^0)' 0*1*(tstep.^0)' 1*2*(tstep.^0)' 2*3*(tstep.^1)'];

s=tm*p;
% s=tm_d*p;
% s=tm_dd*p;

hold on
plot(tstep,s,'k')
hold off

%%
p=v*[P(i-3:i-1)';-15];


tm=[(tstep.^0)' (tstep.^1)' (tstep.^2)' (tstep.^3)'];
tm_d=[0*(tstep.^0)' 1*(tstep.^0)' 2*(tstep.^1)' 3*(tstep.^2)'];
tm_dd=[0*(tstep.^0)' 0*1*(tstep.^0)' 1*2*(tstep.^0)' 2*3*(tstep.^1)'];

s=tm*p;
% s=tm_d*p;
% s=tm_dd*p;

hold on
plot(tstep,s,'m')
hold off
%%
n=3;
i=6;

tstep=[ti(i):0.01:ti(i+1)-0.01];

% ti=ti-ti(i);
v1=[(ti(i+1)^3) -(3*ti(i+1)^2) (3*ti(i+1)) -(1)]/((-ti(i-2)+ti(i+1))*(-ti(i-1)+ti(i+1))*(-ti(i)+ti(i+1)));
v2=[-((ti(i-2)*ti(i+1)^2)/((-ti(i-2)+ti(i+1))*(-ti(i-1)+ti(i+1))*(-ti(i)+ti(i+1))))-(ti(i-1)*ti(i+1)*ti(i+2))/((-ti(i-1)+ti(i+1))*(-ti(i)+ti(i+1))*(-ti(i-1)+ti(i+2)))-(ti(i)*ti(i+2)^2)/((-ti(i)+ti(i+1))*(-ti(i-1)+ti(i+2))*(-ti(i)+ti(i+2))) ...
    (2*ti(i-2)*ti(i+1))/((-ti(i-2)+ti(i+1))*(-ti(i-1)+ti(i+1))*(-ti(i)+ti(i+1)))+ti(i+1)^2/((-ti(i-2)+ti(i+1))*(-ti(i-1)+ti(i+1))*(-ti(i)+ti(i+1)))+(ti(i-1)*ti(i+1))/((-ti(i-1)+ti(i+1))*(-ti(i)+ti(i+1))*(-ti(i-1)+ti(i+2)))+(ti(i-1)*ti(i+2))/((-ti(i-1)+ti(i+1))*(-ti(i)+ti(i+1))*(-ti(i-1)+ti(i+2)))+(ti(i+1)*ti(i+2))/((-ti(i-1)+ti(i+1))*(-ti(i)+ti(i+1))*(-ti(i-1)+ti(i+2)))+(2*ti(i)*ti(i+2))/((-ti(i)+ti(i+1))*(-ti(i-1)+ti(i+2))*(-ti(i)+ti(i+2)))+ti(i+2)^2/((-ti(i)+ti(i+1))*(-ti(i-1)+ti(i+2))*(-ti(i)+ti(i+2))) ...
    -(ti(i-2)/((-ti(i-2)+ti(i+1))*(-ti(i-1)+ti(i+1))*(-ti(i)+ti(i+1))))-(2*ti(i+1))/((-ti(i-2)+ti(i+1))*(-ti(i-1)+ti(i+1))*(-ti(i)+ti(i+1)))-ti(i-1)/((-ti(i-1)+ti(i+1))*(-ti(i)+ti(i+1))*(-ti(i-1)+ti(i+2)))-ti(i+1)/((-ti(i-1)+ti(i+1))*(-ti(i)+ti(i+1))*(-ti(i-1)+ti(i+2)))-ti(i+2)/((-ti(i-1)+ti(i+1))*(-ti(i)+ti(i+1))*(-ti(i-1)+ti(i+2)))-ti(i)/((-ti(i)+ti(i+1))*(-ti(i-1)+ti(i+2))*(-ti(i)+ti(i+2)))-(2*ti(i+2))/((-ti(i)+ti(i+1))*(-ti(i-1)+ti(i+2))*(-ti(i)+ti(i+2))) ...
    1/((-ti(i-2)+ti(i+1))*(-ti(i-1)+ti(i+1))*(-ti(i)+ti(i+1)))+1/((-ti(i-1)+ti(i+1))*(-ti(i)+ti(i+1))*(-ti(i-1)+ti(i+2)))+1/((-ti(i)+ti(i+1))*(-ti(i-1)+ti(i+2))*(-ti(i)+ti(i+2)))];
v3=[(ti(i-1)^2*ti(i+1))/((-ti(i-1)+ti(i+1))*(-ti(i)+ti(i+1))*(-ti(i-1)+ti(i+2)))+(ti(i-1)*ti(i)*ti(i+2))/((-ti(i)+ti(i+1))*(-ti(i-1)+ti(i+2))*(-ti(i)+ti(i+2)))+(ti(i)^2*ti(i+3))/((-ti(i)+ti(i+1))*(-ti(i)+ti(i+2))*(-ti(i)+ti(i+3))) ...
 -(ti(i-1)^2/((-ti(i-1)+ti(i+1))*(-ti(i)+ti(i+1))*(-ti(i-1)+ti(i+2))))-(2*ti(i-1)*ti(i+1))/((-ti(i-1)+ti(i+1))*(-ti(i)+ti(i+1))*(-ti(i-1)+ti(i+2)))-(ti(i-1)*ti(i))/((-ti(i)+ti(i+1))*(-ti(i-1)+ti(i+2))*(-ti(i)+ti(i+2)))-(ti(i-1)*ti(i+2))/((-ti(i)+ti(i+1))*(-ti(i-1)+ti(i+2))*(-ti(i)+ti(i+2)))-(ti(i)*ti(i+2))/((-ti(i)+ti(i+1))*(-ti(i-1)+ti(i+2))*(-ti(i)+ti(i+2)))-ti(i)^2/((-ti(i)+ti(i+1))*(-ti(i)+ti(i+2))*(-ti(i)+ti(i+3)))-(2*ti(i)*ti(i+3))/((-ti(i)+ti(i+1))*(-ti(i)+ti(i+2))*(-ti(i)+ti(i+3))) ...
    (2*ti(i-1))/((-ti(i-1)+ti(i+1))*(-ti(i)+ti(i+1))*(-ti(i-1)+ti(i+2)))+ti(i+1)/((-ti(i-1)+ti(i+1))*(-ti(i)+ti(i+1))*(-ti(i-1)+ti(i+2)))+ti(i-1)/((-ti(i)+ti(i+1))*(-ti(i-1)+ti(i+2))*(-ti(i)+ti(i+2)))+ti(i)/((-ti(i)+ti(i+1))*(-ti(i-1)+ti(i+2))*(-ti(i)+ti(i+2)))+ti(i+2)/((-ti(i)+ti(i+1))*(-ti(i-1)+ti(i+2))*(-ti(i)+ti(i+2)))+(2*ti(i))/((-ti(i)+ti(i+1))*(-ti(i)+ti(i+2))*(-ti(i)+ti(i+3)))+ti(i+3)/((-ti(i)+ti(i+1))*(-ti(i)+ti(i+2))*(-ti(i)+ti(i+3))) ...
    -(1/((-ti(i-1)+ti(i+1))*(-ti(i)+ti(i+1))*(-ti(i-1)+ti(i+2))))-1/((-ti(i)+ti(i+1))*(-ti(i-1)+ti(i+2))*(-ti(i)+ti(i+2)))-1/((-ti(i)+ti(i+1))*(-ti(i)+ti(i+2))*(-ti(i)+ti(i+3)))];
v4=[-(ti(i)^3) (3*ti(i)^2) -((3*ti(i))) 1]/((-ti(i)+ti(i+1))*(-ti(i)+ti(i+2))*(-ti(i)+ti(i+3)));
v=[v1' v2' v3' v4'];

% p=v*P(i:i+3)';
p=v*P(i-3:i)';


tm=[(tstep.^0)' (tstep.^1)' (tstep.^2)' (tstep.^3)'];
tm_d=[0*(tstep.^0)' 1*(tstep.^0)' 2*(tstep.^1)' 3*(tstep.^2)'];
tm_dd=[0*(tstep.^0)' 0*1*(tstep.^0)' 1*2*(tstep.^0)' 2*3*(tstep.^1)'];

syms a b c d e f
[sol_a, sol_b, sol_c]=solve([tm(1,:);tm_d(1,:);tm_dd(1,:)]*v*[a;b;c;-15]==[tm(1,:)*p;tm_d(1,:)*p;tm_dd(1,:)*p]);

% p=v*P(i-3:i)';
p=v*[sol_a; sol_b; sol_c; 15];

s=tm*p;
% s=tm_d*p;
% s=tm_dd*p;

hold on
plot(tstep,s,'*k')
hold off
%%
clear all
P=[0 10 7 0 15 15 0 5 10];

ti=[0 1 2 3 4 5 6 7 8 9 10 11 12];
% ti(6:end)=ti(6:end)+1;

n=5;
i=6;

tstep=[ti(i):0.01:ti(i+1)-0.01];

% v1=[(ti(i+1)^3) -(3*ti(i+1)^2) (3*ti(i+1)) -(1)]/((-ti(i-2)+ti(i+1))*(-ti(i-1)+ti(i+1))*(-ti(i)+ti(i+1)));
% v2=[-((ti(i-2)*ti(i+1)^2)/((-ti(i-2)+ti(i+1))*(-ti(i-1)+ti(i+1))*(-ti(i)+ti(i+1))))-(ti(i-1)*ti(i+1)*ti(i+2))/((-ti(i-1)+ti(i+1))*(-ti(i)+ti(i+1))*(-ti(i-1)+ti(i+2)))-(ti(i)*ti(i+2)^2)/((-ti(i)+ti(i+1))*(-ti(i-1)+ti(i+2))*(-ti(i)+ti(i+2))) ...
%     (2*ti(i-2)*ti(i+1))/((-ti(i-2)+ti(i+1))*(-ti(i-1)+ti(i+1))*(-ti(i)+ti(i+1)))+ti(i+1)^2/((-ti(i-2)+ti(i+1))*(-ti(i-1)+ti(i+1))*(-ti(i)+ti(i+1)))+(ti(i-1)*ti(i+1))/((-ti(i-1)+ti(i+1))*(-ti(i)+ti(i+1))*(-ti(i-1)+ti(i+2)))+(ti(i-1)*ti(i+2))/((-ti(i-1)+ti(i+1))*(-ti(i)+ti(i+1))*(-ti(i-1)+ti(i+2)))+(ti(i+1)*ti(i+2))/((-ti(i-1)+ti(i+1))*(-ti(i)+ti(i+1))*(-ti(i-1)+ti(i+2)))+(2*ti(i)*ti(i+2))/((-ti(i)+ti(i+1))*(-ti(i-1)+ti(i+2))*(-ti(i)+ti(i+2)))+ti(i+2)^2/((-ti(i)+ti(i+1))*(-ti(i-1)+ti(i+2))*(-ti(i)+ti(i+2))) ...
%     -(ti(i-2)/((-ti(i-2)+ti(i+1))*(-ti(i-1)+ti(i+1))*(-ti(i)+ti(i+1))))-(2*ti(i+1))/((-ti(i-2)+ti(i+1))*(-ti(i-1)+ti(i+1))*(-ti(i)+ti(i+1)))-ti(i-1)/((-ti(i-1)+ti(i+1))*(-ti(i)+ti(i+1))*(-ti(i-1)+ti(i+2)))-ti(i+1)/((-ti(i-1)+ti(i+1))*(-ti(i)+ti(i+1))*(-ti(i-1)+ti(i+2)))-ti(i+2)/((-ti(i-1)+ti(i+1))*(-ti(i)+ti(i+1))*(-ti(i-1)+ti(i+2)))-ti(i)/((-ti(i)+ti(i+1))*(-ti(i-1)+ti(i+2))*(-ti(i)+ti(i+2)))-(2*ti(i+2))/((-ti(i)+ti(i+1))*(-ti(i-1)+ti(i+2))*(-ti(i)+ti(i+2))) ...
%     1/((-ti(i-2)+ti(i+1))*(-ti(i-1)+ti(i+1))*(-ti(i)+ti(i+1)))+1/((-ti(i-1)+ti(i+1))*(-ti(i)+ti(i+1))*(-ti(i-1)+ti(i+2)))+1/((-ti(i)+ti(i+1))*(-ti(i-1)+ti(i+2))*(-ti(i)+ti(i+2)))];
% v3=[(ti(i-1)^2*ti(i+1))/((-ti(i-1)+ti(i+1))*(-ti(i)+ti(i+1))*(-ti(i-1)+ti(i+2)))+(ti(i-1)*ti(i)*ti(i+2))/((-ti(i)+ti(i+1))*(-ti(i-1)+ti(i+2))*(-ti(i)+ti(i+2)))+(ti(i)^2*ti(i+3))/((-ti(i)+ti(i+1))*(-ti(i)+ti(i+2))*(-ti(i)+ti(i+3))) ...
%  -(ti(i-1)^2/((-ti(i-1)+ti(i+1))*(-ti(i)+ti(i+1))*(-ti(i-1)+ti(i+2))))-(2*ti(i-1)*ti(i+1))/((-ti(i-1)+ti(i+1))*(-ti(i)+ti(i+1))*(-ti(i-1)+ti(i+2)))-(ti(i-1)*ti(i))/((-ti(i)+ti(i+1))*(-ti(i-1)+ti(i+2))*(-ti(i)+ti(i+2)))-(ti(i-1)*ti(i+2))/((-ti(i)+ti(i+1))*(-ti(i-1)+ti(i+2))*(-ti(i)+ti(i+2)))-(ti(i)*ti(i+2))/((-ti(i)+ti(i+1))*(-ti(i-1)+ti(i+2))*(-ti(i)+ti(i+2)))-ti(i)^2/((-ti(i)+ti(i+1))*(-ti(i)+ti(i+2))*(-ti(i)+ti(i+3)))-(2*ti(i)*ti(i+3))/((-ti(i)+ti(i+1))*(-ti(i)+ti(i+2))*(-ti(i)+ti(i+3))) ...
%     (2*ti(i-1))/((-ti(i-1)+ti(i+1))*(-ti(i)+ti(i+1))*(-ti(i-1)+ti(i+2)))+ti(i+1)/((-ti(i-1)+ti(i+1))*(-ti(i)+ti(i+1))*(-ti(i-1)+ti(i+2)))+ti(i-1)/((-ti(i)+ti(i+1))*(-ti(i-1)+ti(i+2))*(-ti(i)+ti(i+2)))+ti(i)/((-ti(i)+ti(i+1))*(-ti(i-1)+ti(i+2))*(-ti(i)+ti(i+2)))+ti(i+2)/((-ti(i)+ti(i+1))*(-ti(i-1)+ti(i+2))*(-ti(i)+ti(i+2)))+(2*ti(i))/((-ti(i)+ti(i+1))*(-ti(i)+ti(i+2))*(-ti(i)+ti(i+3)))+ti(i+3)/((-ti(i)+ti(i+1))*(-ti(i)+ti(i+2))*(-ti(i)+ti(i+3))) ...
%     -(1/((-ti(i-1)+ti(i+1))*(-ti(i)+ti(i+1))*(-ti(i-1)+ti(i+2))))-1/((-ti(i)+ti(i+1))*(-ti(i-1)+ti(i+2))*(-ti(i)+ti(i+2)))-1/((-ti(i)+ti(i+1))*(-ti(i)+ti(i+2))*(-ti(i)+ti(i+3)))];
% v4=[-(ti(i)^3) (3*ti(i)^2) -((3*ti(i))) 1]/((-ti(i)+ti(i+1))*(-ti(i)+ti(i+2))*(-ti(i)+ti(i+3)));
% v1=[];
% v2=[];
% v3=[];
% v4=[];
for j=1:n+1
    run(['v' num2str(j) '_n5']);
end
v=[v1' v2' v3' v4' v5' v6'];

% p=v*P(i:i+3)';
tm=[];
for n=0:n
    tm=[tm tstep'.^(n)];
end
tm_d=[];
for n=0:n
    tm_d=[tm_d n*tstep'.^(n-1)];
end
tm_dd=[];
for n=0:n
    tm_dd=[tm_dd n*(n-1)*tstep'.^(n-2)];
end
% tm=[(tstep.^0)' (tstep.^1)' (tstep.^2)' (tstep.^3)'];
% tm_d=[0*(tstep.^0)' 1*(tstep.^0)' 2*(tstep.^1)' 3*(tstep.^2)'];
% tm_dd=[0*(tstep.^0)' 0*1*(tstep.^0)' 1*2*(tstep.^0)' 2*3*(tstep.^1)'];

% syms a b c d
% [sol_a, sol_b, sol_c, sol_d]=solve([tm(1,:);tm_d(1,:);tm_dd(1,:);tm(end,:)]*v*[a;b;c;d]==[0;0;0;1]);

p=v*P(i-n:i)';
% p=v*[sol_a; sol_b; sol_c; sol_d];
% s=tm*p;
% s=tm_d*p;
s=tm_dd*p;

figure;
clf
hold on
plot(ti(1:9),P,'o')
plot(tstep,s)
hold off
%%%%
%%
n=5;
i=7;

tstep=[ti(i):0.01:ti(i+1)-0.01];

% v1=[(ti(i+1)^3) -(3*ti(i+1)^2) (3*ti(i+1)) -(1)]/((-ti(i-2)+ti(i+1))*(-ti(i-1)+ti(i+1))*(-ti(i)+ti(i+1)));
% v2=[-((ti(i-2)*ti(i+1)^2)/((-ti(i-2)+ti(i+1))*(-ti(i-1)+ti(i+1))*(-ti(i)+ti(i+1))))-(ti(i-1)*ti(i+1)*ti(i+2))/((-ti(i-1)+ti(i+1))*(-ti(i)+ti(i+1))*(-ti(i-1)+ti(i+2)))-(ti(i)*ti(i+2)^2)/((-ti(i)+ti(i+1))*(-ti(i-1)+ti(i+2))*(-ti(i)+ti(i+2))) ...
%     (2*ti(i-2)*ti(i+1))/((-ti(i-2)+ti(i+1))*(-ti(i-1)+ti(i+1))*(-ti(i)+ti(i+1)))+ti(i+1)^2/((-ti(i-2)+ti(i+1))*(-ti(i-1)+ti(i+1))*(-ti(i)+ti(i+1)))+(ti(i-1)*ti(i+1))/((-ti(i-1)+ti(i+1))*(-ti(i)+ti(i+1))*(-ti(i-1)+ti(i+2)))+(ti(i-1)*ti(i+2))/((-ti(i-1)+ti(i+1))*(-ti(i)+ti(i+1))*(-ti(i-1)+ti(i+2)))+(ti(i+1)*ti(i+2))/((-ti(i-1)+ti(i+1))*(-ti(i)+ti(i+1))*(-ti(i-1)+ti(i+2)))+(2*ti(i)*ti(i+2))/((-ti(i)+ti(i+1))*(-ti(i-1)+ti(i+2))*(-ti(i)+ti(i+2)))+ti(i+2)^2/((-ti(i)+ti(i+1))*(-ti(i-1)+ti(i+2))*(-ti(i)+ti(i+2))) ...
%     -(ti(i-2)/((-ti(i-2)+ti(i+1))*(-ti(i-1)+ti(i+1))*(-ti(i)+ti(i+1))))-(2*ti(i+1))/((-ti(i-2)+ti(i+1))*(-ti(i-1)+ti(i+1))*(-ti(i)+ti(i+1)))-ti(i-1)/((-ti(i-1)+ti(i+1))*(-ti(i)+ti(i+1))*(-ti(i-1)+ti(i+2)))-ti(i+1)/((-ti(i-1)+ti(i+1))*(-ti(i)+ti(i+1))*(-ti(i-1)+ti(i+2)))-ti(i+2)/((-ti(i-1)+ti(i+1))*(-ti(i)+ti(i+1))*(-ti(i-1)+ti(i+2)))-ti(i)/((-ti(i)+ti(i+1))*(-ti(i-1)+ti(i+2))*(-ti(i)+ti(i+2)))-(2*ti(i+2))/((-ti(i)+ti(i+1))*(-ti(i-1)+ti(i+2))*(-ti(i)+ti(i+2))) ...
%     1/((-ti(i-2)+ti(i+1))*(-ti(i-1)+ti(i+1))*(-ti(i)+ti(i+1)))+1/((-ti(i-1)+ti(i+1))*(-ti(i)+ti(i+1))*(-ti(i-1)+ti(i+2)))+1/((-ti(i)+ti(i+1))*(-ti(i-1)+ti(i+2))*(-ti(i)+ti(i+2)))];
% v3=[(ti(i-1)^2*ti(i+1))/((-ti(i-1)+ti(i+1))*(-ti(i)+ti(i+1))*(-ti(i-1)+ti(i+2)))+(ti(i-1)*ti(i)*ti(i+2))/((-ti(i)+ti(i+1))*(-ti(i-1)+ti(i+2))*(-ti(i)+ti(i+2)))+(ti(i)^2*ti(i+3))/((-ti(i)+ti(i+1))*(-ti(i)+ti(i+2))*(-ti(i)+ti(i+3))) ...
%  -(ti(i-1)^2/((-ti(i-1)+ti(i+1))*(-ti(i)+ti(i+1))*(-ti(i-1)+ti(i+2))))-(2*ti(i-1)*ti(i+1))/((-ti(i-1)+ti(i+1))*(-ti(i)+ti(i+1))*(-ti(i-1)+ti(i+2)))-(ti(i-1)*ti(i))/((-ti(i)+ti(i+1))*(-ti(i-1)+ti(i+2))*(-ti(i)+ti(i+2)))-(ti(i-1)*ti(i+2))/((-ti(i)+ti(i+1))*(-ti(i-1)+ti(i+2))*(-ti(i)+ti(i+2)))-(ti(i)*ti(i+2))/((-ti(i)+ti(i+1))*(-ti(i-1)+ti(i+2))*(-ti(i)+ti(i+2)))-ti(i)^2/((-ti(i)+ti(i+1))*(-ti(i)+ti(i+2))*(-ti(i)+ti(i+3)))-(2*ti(i)*ti(i+3))/((-ti(i)+ti(i+1))*(-ti(i)+ti(i+2))*(-ti(i)+ti(i+3))) ...
%     (2*ti(i-1))/((-ti(i-1)+ti(i+1))*(-ti(i)+ti(i+1))*(-ti(i-1)+ti(i+2)))+ti(i+1)/((-ti(i-1)+ti(i+1))*(-ti(i)+ti(i+1))*(-ti(i-1)+ti(i+2)))+ti(i-1)/((-ti(i)+ti(i+1))*(-ti(i-1)+ti(i+2))*(-ti(i)+ti(i+2)))+ti(i)/((-ti(i)+ti(i+1))*(-ti(i-1)+ti(i+2))*(-ti(i)+ti(i+2)))+ti(i+2)/((-ti(i)+ti(i+1))*(-ti(i-1)+ti(i+2))*(-ti(i)+ti(i+2)))+(2*ti(i))/((-ti(i)+ti(i+1))*(-ti(i)+ti(i+2))*(-ti(i)+ti(i+3)))+ti(i+3)/((-ti(i)+ti(i+1))*(-ti(i)+ti(i+2))*(-ti(i)+ti(i+3))) ...
%     -(1/((-ti(i-1)+ti(i+1))*(-ti(i)+ti(i+1))*(-ti(i-1)+ti(i+2))))-1/((-ti(i)+ti(i+1))*(-ti(i-1)+ti(i+2))*(-ti(i)+ti(i+2)))-1/((-ti(i)+ti(i+1))*(-ti(i)+ti(i+2))*(-ti(i)+ti(i+3)))];
% v4=[-(ti(i)^3) (3*ti(i)^2) -((3*ti(i))) 1]/((-ti(i)+ti(i+1))*(-ti(i)+ti(i+2))*(-ti(i)+ti(i+3)));
% v1=[];
% v2=[];
% v3=[];
% v4=[];
for j=1:n+1
    run(['v' num2str(j) '_n5']);
end
v=[v1' v2' v3' v4' v5' v6'];

% p=v*P(i:i+3)';
tm=[];
for n=0:n
    tm=[tm tstep'.^(n)];
end
tm_d=[];
for n=0:n
    tm_d=[tm_d n*tstep'.^(n-1)];
end
tm_dd=[];
for n=0:n
    tm_dd=[tm_dd n*(n-1)*tstep'.^(n-2)];
end
% tm=[(tstep.^0)' (tstep.^1)' (tstep.^2)' (tstep.^3)'];
% tm_d=[0*(tstep.^0)' 1*(tstep.^0)' 2*(tstep.^1)' 3*(tstep.^2)'];
% tm_dd=[0*(tstep.^0)' 0*1*(tstep.^0)' 1*2*(tstep.^0)' 2*3*(tstep.^1)'];

% syms a b c d
% [sol_a, sol_b, sol_c, sol_d]=solve([tm(1,:);tm_d(1,:);tm_dd(1,:);tm(end,:)]*v*[a;b;c;d]==[0;0;0;1]);

p=v*P(i-n:i)';
% p=v*[sol_a; sol_b; sol_c; sol_d];
% s=tm*p;
% s=tm_d*p;
s=tm_dd*p;

hold on

plot(tstep,s,'r')
hold off
%%%%
%%
n=5;
i=8;

tstep=[ti(i):0.01:ti(i+1)-0.01];

% v1=[(ti(i+1)^3) -(3*ti(i+1)^2) (3*ti(i+1)) -(1)]/((-ti(i-2)+ti(i+1))*(-ti(i-1)+ti(i+1))*(-ti(i)+ti(i+1)));
% v2=[-((ti(i-2)*ti(i+1)^2)/((-ti(i-2)+ti(i+1))*(-ti(i-1)+ti(i+1))*(-ti(i)+ti(i+1))))-(ti(i-1)*ti(i+1)*ti(i+2))/((-ti(i-1)+ti(i+1))*(-ti(i)+ti(i+1))*(-ti(i-1)+ti(i+2)))-(ti(i)*ti(i+2)^2)/((-ti(i)+ti(i+1))*(-ti(i-1)+ti(i+2))*(-ti(i)+ti(i+2))) ...
%     (2*ti(i-2)*ti(i+1))/((-ti(i-2)+ti(i+1))*(-ti(i-1)+ti(i+1))*(-ti(i)+ti(i+1)))+ti(i+1)^2/((-ti(i-2)+ti(i+1))*(-ti(i-1)+ti(i+1))*(-ti(i)+ti(i+1)))+(ti(i-1)*ti(i+1))/((-ti(i-1)+ti(i+1))*(-ti(i)+ti(i+1))*(-ti(i-1)+ti(i+2)))+(ti(i-1)*ti(i+2))/((-ti(i-1)+ti(i+1))*(-ti(i)+ti(i+1))*(-ti(i-1)+ti(i+2)))+(ti(i+1)*ti(i+2))/((-ti(i-1)+ti(i+1))*(-ti(i)+ti(i+1))*(-ti(i-1)+ti(i+2)))+(2*ti(i)*ti(i+2))/((-ti(i)+ti(i+1))*(-ti(i-1)+ti(i+2))*(-ti(i)+ti(i+2)))+ti(i+2)^2/((-ti(i)+ti(i+1))*(-ti(i-1)+ti(i+2))*(-ti(i)+ti(i+2))) ...
%     -(ti(i-2)/((-ti(i-2)+ti(i+1))*(-ti(i-1)+ti(i+1))*(-ti(i)+ti(i+1))))-(2*ti(i+1))/((-ti(i-2)+ti(i+1))*(-ti(i-1)+ti(i+1))*(-ti(i)+ti(i+1)))-ti(i-1)/((-ti(i-1)+ti(i+1))*(-ti(i)+ti(i+1))*(-ti(i-1)+ti(i+2)))-ti(i+1)/((-ti(i-1)+ti(i+1))*(-ti(i)+ti(i+1))*(-ti(i-1)+ti(i+2)))-ti(i+2)/((-ti(i-1)+ti(i+1))*(-ti(i)+ti(i+1))*(-ti(i-1)+ti(i+2)))-ti(i)/((-ti(i)+ti(i+1))*(-ti(i-1)+ti(i+2))*(-ti(i)+ti(i+2)))-(2*ti(i+2))/((-ti(i)+ti(i+1))*(-ti(i-1)+ti(i+2))*(-ti(i)+ti(i+2))) ...
%     1/((-ti(i-2)+ti(i+1))*(-ti(i-1)+ti(i+1))*(-ti(i)+ti(i+1)))+1/((-ti(i-1)+ti(i+1))*(-ti(i)+ti(i+1))*(-ti(i-1)+ti(i+2)))+1/((-ti(i)+ti(i+1))*(-ti(i-1)+ti(i+2))*(-ti(i)+ti(i+2)))];
% v3=[(ti(i-1)^2*ti(i+1))/((-ti(i-1)+ti(i+1))*(-ti(i)+ti(i+1))*(-ti(i-1)+ti(i+2)))+(ti(i-1)*ti(i)*ti(i+2))/((-ti(i)+ti(i+1))*(-ti(i-1)+ti(i+2))*(-ti(i)+ti(i+2)))+(ti(i)^2*ti(i+3))/((-ti(i)+ti(i+1))*(-ti(i)+ti(i+2))*(-ti(i)+ti(i+3))) ...
%  -(ti(i-1)^2/((-ti(i-1)+ti(i+1))*(-ti(i)+ti(i+1))*(-ti(i-1)+ti(i+2))))-(2*ti(i-1)*ti(i+1))/((-ti(i-1)+ti(i+1))*(-ti(i)+ti(i+1))*(-ti(i-1)+ti(i+2)))-(ti(i-1)*ti(i))/((-ti(i)+ti(i+1))*(-ti(i-1)+ti(i+2))*(-ti(i)+ti(i+2)))-(ti(i-1)*ti(i+2))/((-ti(i)+ti(i+1))*(-ti(i-1)+ti(i+2))*(-ti(i)+ti(i+2)))-(ti(i)*ti(i+2))/((-ti(i)+ti(i+1))*(-ti(i-1)+ti(i+2))*(-ti(i)+ti(i+2)))-ti(i)^2/((-ti(i)+ti(i+1))*(-ti(i)+ti(i+2))*(-ti(i)+ti(i+3)))-(2*ti(i)*ti(i+3))/((-ti(i)+ti(i+1))*(-ti(i)+ti(i+2))*(-ti(i)+ti(i+3))) ...
%     (2*ti(i-1))/((-ti(i-1)+ti(i+1))*(-ti(i)+ti(i+1))*(-ti(i-1)+ti(i+2)))+ti(i+1)/((-ti(i-1)+ti(i+1))*(-ti(i)+ti(i+1))*(-ti(i-1)+ti(i+2)))+ti(i-1)/((-ti(i)+ti(i+1))*(-ti(i-1)+ti(i+2))*(-ti(i)+ti(i+2)))+ti(i)/((-ti(i)+ti(i+1))*(-ti(i-1)+ti(i+2))*(-ti(i)+ti(i+2)))+ti(i+2)/((-ti(i)+ti(i+1))*(-ti(i-1)+ti(i+2))*(-ti(i)+ti(i+2)))+(2*ti(i))/((-ti(i)+ti(i+1))*(-ti(i)+ti(i+2))*(-ti(i)+ti(i+3)))+ti(i+3)/((-ti(i)+ti(i+1))*(-ti(i)+ti(i+2))*(-ti(i)+ti(i+3))) ...
%     -(1/((-ti(i-1)+ti(i+1))*(-ti(i)+ti(i+1))*(-ti(i-1)+ti(i+2))))-1/((-ti(i)+ti(i+1))*(-ti(i-1)+ti(i+2))*(-ti(i)+ti(i+2)))-1/((-ti(i)+ti(i+1))*(-ti(i)+ti(i+2))*(-ti(i)+ti(i+3)))];
% v4=[-(ti(i)^3) (3*ti(i)^2) -((3*ti(i))) 1]/((-ti(i)+ti(i+1))*(-ti(i)+ti(i+2))*(-ti(i)+ti(i+3)));
% v1=[];
% v2=[];
% v3=[];
% v4=[];
for j=1:n+1
    run(['v' num2str(j) '_n5']);
end
v=[v1' v2' v3' v4' v5' v6'];

% p=v*P(i:i+3)';
tm=[];
for n=0:n
    tm=[tm tstep'.^(n)];
end
tm_d=[];
for n=0:n
    tm_d=[tm_d n*tstep'.^(n-1)];
end
tm_dd=[];
for n=0:n
    tm_dd=[tm_dd n*(n-1)*tstep'.^(n-2)];
end
% tm=[(tstep.^0)' (tstep.^1)' (tstep.^2)' (tstep.^3)'];
% tm_d=[0*(tstep.^0)' 1*(tstep.^0)' 2*(tstep.^1)' 3*(tstep.^2)'];
% tm_dd=[0*(tstep.^0)' 0*1*(tstep.^0)' 1*2*(tstep.^0)' 2*3*(tstep.^1)'];

% syms a b c d
% [sol_a, sol_b, sol_c, sol_d]=solve([tm(1,:);tm_d(1,:);tm_dd(1,:);tm(end,:)]*v*[a;b;c;d]==[0;0;0;1]);

p=v*P(i-n:i)';
% p=v*[sol_a; sol_b; sol_c; sol_d];
% s=tm*p;
% s=tm_d*p;
s=tm_dd*p;

hold on

plot(tstep,s,'k')
hold off
%%%%
%%
n=5;
i=8;

tstep=[ti(i):0.01:ti(i+1)-0.01];

% v1=[(ti(i+1)^3) -(3*ti(i+1)^2) (3*ti(i+1)) -(1)]/((-ti(i-2)+ti(i+1))*(-ti(i-1)+ti(i+1))*(-ti(i)+ti(i+1)));
% v2=[-((ti(i-2)*ti(i+1)^2)/((-ti(i-2)+ti(i+1))*(-ti(i-1)+ti(i+1))*(-ti(i)+ti(i+1))))-(ti(i-1)*ti(i+1)*ti(i+2))/((-ti(i-1)+ti(i+1))*(-ti(i)+ti(i+1))*(-ti(i-1)+ti(i+2)))-(ti(i)*ti(i+2)^2)/((-ti(i)+ti(i+1))*(-ti(i-1)+ti(i+2))*(-ti(i)+ti(i+2))) ...
%     (2*ti(i-2)*ti(i+1))/((-ti(i-2)+ti(i+1))*(-ti(i-1)+ti(i+1))*(-ti(i)+ti(i+1)))+ti(i+1)^2/((-ti(i-2)+ti(i+1))*(-ti(i-1)+ti(i+1))*(-ti(i)+ti(i+1)))+(ti(i-1)*ti(i+1))/((-ti(i-1)+ti(i+1))*(-ti(i)+ti(i+1))*(-ti(i-1)+ti(i+2)))+(ti(i-1)*ti(i+2))/((-ti(i-1)+ti(i+1))*(-ti(i)+ti(i+1))*(-ti(i-1)+ti(i+2)))+(ti(i+1)*ti(i+2))/((-ti(i-1)+ti(i+1))*(-ti(i)+ti(i+1))*(-ti(i-1)+ti(i+2)))+(2*ti(i)*ti(i+2))/((-ti(i)+ti(i+1))*(-ti(i-1)+ti(i+2))*(-ti(i)+ti(i+2)))+ti(i+2)^2/((-ti(i)+ti(i+1))*(-ti(i-1)+ti(i+2))*(-ti(i)+ti(i+2))) ...
%     -(ti(i-2)/((-ti(i-2)+ti(i+1))*(-ti(i-1)+ti(i+1))*(-ti(i)+ti(i+1))))-(2*ti(i+1))/((-ti(i-2)+ti(i+1))*(-ti(i-1)+ti(i+1))*(-ti(i)+ti(i+1)))-ti(i-1)/((-ti(i-1)+ti(i+1))*(-ti(i)+ti(i+1))*(-ti(i-1)+ti(i+2)))-ti(i+1)/((-ti(i-1)+ti(i+1))*(-ti(i)+ti(i+1))*(-ti(i-1)+ti(i+2)))-ti(i+2)/((-ti(i-1)+ti(i+1))*(-ti(i)+ti(i+1))*(-ti(i-1)+ti(i+2)))-ti(i)/((-ti(i)+ti(i+1))*(-ti(i-1)+ti(i+2))*(-ti(i)+ti(i+2)))-(2*ti(i+2))/((-ti(i)+ti(i+1))*(-ti(i-1)+ti(i+2))*(-ti(i)+ti(i+2))) ...
%     1/((-ti(i-2)+ti(i+1))*(-ti(i-1)+ti(i+1))*(-ti(i)+ti(i+1)))+1/((-ti(i-1)+ti(i+1))*(-ti(i)+ti(i+1))*(-ti(i-1)+ti(i+2)))+1/((-ti(i)+ti(i+1))*(-ti(i-1)+ti(i+2))*(-ti(i)+ti(i+2)))];
% v3=[(ti(i-1)^2*ti(i+1))/((-ti(i-1)+ti(i+1))*(-ti(i)+ti(i+1))*(-ti(i-1)+ti(i+2)))+(ti(i-1)*ti(i)*ti(i+2))/((-ti(i)+ti(i+1))*(-ti(i-1)+ti(i+2))*(-ti(i)+ti(i+2)))+(ti(i)^2*ti(i+3))/((-ti(i)+ti(i+1))*(-ti(i)+ti(i+2))*(-ti(i)+ti(i+3))) ...
%  -(ti(i-1)^2/((-ti(i-1)+ti(i+1))*(-ti(i)+ti(i+1))*(-ti(i-1)+ti(i+2))))-(2*ti(i-1)*ti(i+1))/((-ti(i-1)+ti(i+1))*(-ti(i)+ti(i+1))*(-ti(i-1)+ti(i+2)))-(ti(i-1)*ti(i))/((-ti(i)+ti(i+1))*(-ti(i-1)+ti(i+2))*(-ti(i)+ti(i+2)))-(ti(i-1)*ti(i+2))/((-ti(i)+ti(i+1))*(-ti(i-1)+ti(i+2))*(-ti(i)+ti(i+2)))-(ti(i)*ti(i+2))/((-ti(i)+ti(i+1))*(-ti(i-1)+ti(i+2))*(-ti(i)+ti(i+2)))-ti(i)^2/((-ti(i)+ti(i+1))*(-ti(i)+ti(i+2))*(-ti(i)+ti(i+3)))-(2*ti(i)*ti(i+3))/((-ti(i)+ti(i+1))*(-ti(i)+ti(i+2))*(-ti(i)+ti(i+3))) ...
%     (2*ti(i-1))/((-ti(i-1)+ti(i+1))*(-ti(i)+ti(i+1))*(-ti(i-1)+ti(i+2)))+ti(i+1)/((-ti(i-1)+ti(i+1))*(-ti(i)+ti(i+1))*(-ti(i-1)+ti(i+2)))+ti(i-1)/((-ti(i)+ti(i+1))*(-ti(i-1)+ti(i+2))*(-ti(i)+ti(i+2)))+ti(i)/((-ti(i)+ti(i+1))*(-ti(i-1)+ti(i+2))*(-ti(i)+ti(i+2)))+ti(i+2)/((-ti(i)+ti(i+1))*(-ti(i-1)+ti(i+2))*(-ti(i)+ti(i+2)))+(2*ti(i))/((-ti(i)+ti(i+1))*(-ti(i)+ti(i+2))*(-ti(i)+ti(i+3)))+ti(i+3)/((-ti(i)+ti(i+1))*(-ti(i)+ti(i+2))*(-ti(i)+ti(i+3))) ...
%     -(1/((-ti(i-1)+ti(i+1))*(-ti(i)+ti(i+1))*(-ti(i-1)+ti(i+2))))-1/((-ti(i)+ti(i+1))*(-ti(i-1)+ti(i+2))*(-ti(i)+ti(i+2)))-1/((-ti(i)+ti(i+1))*(-ti(i)+ti(i+2))*(-ti(i)+ti(i+3)))];
% v4=[-(ti(i)^3) (3*ti(i)^2) -((3*ti(i))) 1]/((-ti(i)+ti(i+1))*(-ti(i)+ti(i+2))*(-ti(i)+ti(i+3)));
% v1=[];
% v2=[];
% v3=[];
% v4=[];
for j=1:n+1
    run(['v' num2str(j) '_n5']);
end
v=[v1' v2' v3' v4' v5' v6'];

% p=v*P(i:i+3)';
tm=[];
for n=0:n
    tm=[tm tstep'.^(n)];
end
tm_d=[];
for n=0:n
    tm_d=[tm_d n*tstep'.^(n-1)];
end
tm_dd=[];
for n=0:n
    tm_dd=[tm_dd n*(n-1)*tstep'.^(n-2)];
end
% tm=[(tstep.^0)' (tstep.^1)' (tstep.^2)' (tstep.^3)'];
% tm_d=[0*(tstep.^0)' 1*(tstep.^0)' 2*(tstep.^1)' 3*(tstep.^2)'];
% tm_dd=[0*(tstep.^0)' 0*1*(tstep.^0)' 1*2*(tstep.^0)' 2*3*(tstep.^1)'];

syms a b c d
[sol_a, sol_b, sol_c]=solve([tm(1,:);tm_d(1,:);tm_dd(1,:);tm(end,:)]*v*[a;b;c;]==[0;0;0;1]);

% p=v*P(i-n:i)';7 0 15 15 0 5
% p=v*[P(i-n:i-1)';-100];
% p=v*[P(i-n:i-2)';100;-100];
p=v*[-100;P(i-n+1:i-1)';-100];



% p=v*[sol_a; sol_b; sol_c; sol_d];
% s=tm*p;
% s=tm_d*p;
s=tm_dd*p;

hold on

plot(tstep,s,'*k')
hold off
%%%%
